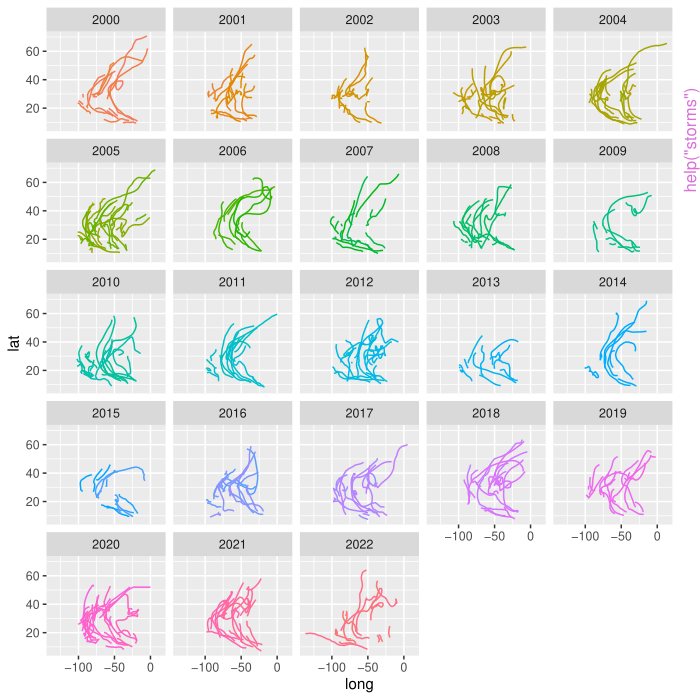

This figure's R source:
pkgname <- "dplyr"
source(file.path(R.home("share"), "R", "examples-header.R"))
options(warn = 1)
options(pager = "console")
base::assign(".ExTimings", "dplyr-Ex.timings", pos = 'CheckExEnv')
base::cat("name\tuser\tsystem\telapsed\n", file=base::get(".ExTimings", pos = 'CheckExEnv'))
base::assign(".format_ptime",
function(x) {
  if(!is.na(x[4L])) x[1L] <- x[1L] + x[4L]
  if(!is.na(x[5L])) x[2L] <- x[2L] + x[5L]
  options(OutDec = '.')
  format(x[1L:3L], digits = 7L)
},
pos = 'CheckExEnv')

### * </HEADER>
library('dplyr')

base::assign(".oldSearch", base::search(), pos = 'CheckExEnv')
base::assign(".old_wd", base::getwd(), pos = 'CheckExEnv')
cleanEx()
nameEx("across")
### * across

flush(stderr()); flush(stdout())

base::assign(".ptime", proc.time(), pos = "CheckExEnv")
### Name: across
### Title: Apply a function (or functions) across multiple columns
### Aliases: across if_any if_all

### ** Examples

# For better printing
iris <- as_tibble(iris)

# across() -----------------------------------------------------------------
# Different ways to select the same set of columns
# See <https://tidyselect.r-lib.org/articles/syntax.html> for details
iris %>%
  mutate(across(c(Sepal.Length, Sepal.Width), round))
iris %>%
  mutate(across(c(1, 2), round))
iris %>%
  mutate(across(1:Sepal.Width, round))
iris %>%
  mutate(across(where(is.double) & !c(Petal.Length, Petal.Width), round))

# Using an external vector of names
cols <- c("Sepal.Length", "Petal.Width")
iris %>%
  mutate(across(all_of(cols), round))

# If the external vector is named, the output columns will be named according
# to those names
names(cols) <- tolower(cols)
iris %>%
  mutate(across(all_of(cols), round))

# A purrr-style formula
iris %>%
  group_by(Species) %>%
  summarise(across(starts_with("Sepal"), ~ mean(.x, na.rm = TRUE)))

# A named list of functions
iris %>%
  group_by(Species) %>%
  summarise(across(starts_with("Sepal"), list(mean = mean, sd = sd)))

# Use the .names argument to control the output names
iris %>%
  group_by(Species) %>%
  summarise(across(starts_with("Sepal"), mean, .names = "mean_{.col}"))
iris %>%
  group_by(Species) %>%
  summarise(across(starts_with("Sepal"), list(mean = mean, sd = sd), .names = "{.col}.{.fn}"))

# If a named external vector is used for column selection, .names will use
# those names when constructing the output names
iris %>%
  group_by(Species) %>%
  summarise(across(all_of(cols), mean, .names = "mean_{.col}"))

# When the list is not named, .fn is replaced by the function's position
iris %>%
  group_by(Species) %>%
  summarise(across(starts_with("Sepal"), list(mean, sd), .names = "{.col}.fn{.fn}"))

# When the functions in .fns return a data frame, you typically get a
# "packed" data frame back
quantile_df <- function(x, probs = c(0.25, 0.5, 0.75)) {
  tibble(quantile = probs, value = quantile(x, probs))
}

iris %>%
  reframe(across(starts_with("Sepal"), quantile_df))

# Use .unpack to automatically expand these packed data frames into their
# individual columns
iris %>%
  reframe(across(starts_with("Sepal"), quantile_df, .unpack = TRUE))

# .unpack can utilize a glue specification if you don't like the defaults
iris %>%
  reframe(across(starts_with("Sepal"), quantile_df, .unpack = "{outer}.{inner}"))

# This is also useful inside mutate(), for example, with a multi-lag helper
multilag <- function(x, lags = 1:3) {
  names(lags) <- as.character(lags)
  purrr::map_dfr(lags, lag, x = x)
}

iris %>%
  group_by(Species) %>%
  mutate(across(starts_with("Sepal"), multilag, .unpack = TRUE)) %>%
  select(Species, starts_with("Sepal"))

# if_any() and if_all() ----------------------------------------------------
iris %>%
  filter(if_any(ends_with("Width"), ~ . > 4))
iris %>%
  filter(if_all(ends_with("Width"), ~ . > 2))




base::assign(".dptime", (proc.time() - get(".ptime", pos = "CheckExEnv")), pos = "CheckExEnv")
base::cat("across", base::get(".format_ptime", pos = 'CheckExEnv')(get(".dptime", pos = "CheckExEnv")), "\n", file=base::get(".ExTimings", pos = 'CheckExEnv'), append=TRUE, sep="\t")
cleanEx()
nameEx("all_equal")
### * all_equal

flush(stderr()); flush(stdout())

base::assign(".ptime", proc.time(), pos = "CheckExEnv")
### Name: all_equal
### Title: Flexible equality comparison for data frames
### Aliases: all_equal
### Keywords: internal

### ** Examples

scramble <- function(x) x[sample(nrow(x)), sample(ncol(x))]

# `all_equal()` ignored row and column ordering by default,
# but we now feel that that makes it too easy to make mistakes
mtcars2 <- scramble(mtcars)
all_equal(mtcars, mtcars2)

# Instead, be explicit about the row and column ordering
all.equal(
  mtcars,
  mtcars2[rownames(mtcars), names(mtcars)]
)



base::assign(".dptime", (proc.time() - get(".ptime", pos = "CheckExEnv")), pos = "CheckExEnv")
base::cat("all_equal", base::get(".format_ptime", pos = 'CheckExEnv')(get(".dptime", pos = "CheckExEnv")), "\n", file=base::get(".ExTimings", pos = 'CheckExEnv'), append=TRUE, sep="\t")
cleanEx()
nameEx("arrange")
### * arrange

flush(stderr()); flush(stdout())

base::assign(".ptime", proc.time(), pos = "CheckExEnv")
### Name: arrange
### Title: Order rows using column values
### Aliases: arrange arrange.data.frame

### ** Examples

arrange(mtcars, cyl, disp)
arrange(mtcars, desc(disp))

# grouped arrange ignores groups
by_cyl <- mtcars %>% group_by(cyl)
by_cyl %>% arrange(desc(wt))
# Unless you specifically ask:
by_cyl %>% arrange(desc(wt), .by_group = TRUE)

# use embracing when wrapping in a function;
# see ?rlang::args_data_masking for more details
tidy_eval_arrange <- function(.data, var) {
  .data %>%
    arrange({{ var }})
}
tidy_eval_arrange(mtcars, mpg)

# Use `across()` or `pick()` to select columns with tidy-select
iris %>% arrange(pick(starts_with("Sepal")))
iris %>% arrange(across(starts_with("Sepal"), desc))



base::assign(".dptime", (proc.time() - get(".ptime", pos = "CheckExEnv")), pos = "CheckExEnv")
base::cat("arrange", base::get(".format_ptime", pos = 'CheckExEnv')(get(".dptime", pos = "CheckExEnv")), "\n", file=base::get(".ExTimings", pos = 'CheckExEnv'), append=TRUE, sep="\t")
cleanEx()
nameEx("arrange_all")
### * arrange_all

flush(stderr()); flush(stdout())

base::assign(".ptime", proc.time(), pos = "CheckExEnv")
### Name: arrange_all
### Title: Arrange rows by a selection of variables
### Aliases: arrange_all arrange_at arrange_if
### Keywords: internal

### ** Examples

df <- as_tibble(mtcars)
arrange_all(df)
# ->
arrange(df, pick(everything()))

arrange_all(df, desc)
# ->
arrange(df, across(everything(), desc))



base::assign(".dptime", (proc.time() - get(".ptime", pos = "CheckExEnv")), pos = "CheckExEnv")
base::cat("arrange_all", base::get(".format_ptime", pos = 'CheckExEnv')(get(".dptime", pos = "CheckExEnv")), "\n", file=base::get(".ExTimings", pos = 'CheckExEnv'), append=TRUE, sep="\t")
cleanEx()
nameEx("band_members")
### * band_members

flush(stderr()); flush(stdout())

base::assign(".ptime", proc.time(), pos = "CheckExEnv")
### Name: band_members
### Title: Band membership
### Aliases: band_members band_instruments band_instruments2
### Keywords: datasets

### ** Examples

band_members
band_instruments
band_instruments2



base::assign(".dptime", (proc.time() - get(".ptime", pos = "CheckExEnv")), pos = "CheckExEnv")
base::cat("band_members", base::get(".format_ptime", pos = 'CheckExEnv')(get(".dptime", pos = "CheckExEnv")), "\n", file=base::get(".ExTimings", pos = 'CheckExEnv'), append=TRUE, sep="\t")
cleanEx()
nameEx("between")
### * between

flush(stderr()); flush(stdout())

base::assign(".ptime", proc.time(), pos = "CheckExEnv")
### Name: between
### Title: Detect where values fall in a specified range
### Aliases: between

### ** Examples

between(1:12, 7, 9)

x <- rnorm(1e2)
x[between(x, -1, 1)]

# On a tibble using `filter()`
filter(starwars, between(height, 100, 150))



base::assign(".dptime", (proc.time() - get(".ptime", pos = "CheckExEnv")), pos = "CheckExEnv")
base::cat("between", base::get(".format_ptime", pos = 'CheckExEnv')(get(".dptime", pos = "CheckExEnv")), "\n", file=base::get(".ExTimings", pos = 'CheckExEnv'), append=TRUE, sep="\t")
cleanEx()
nameEx("bind_cols")
### * bind_cols

flush(stderr()); flush(stdout())

base::assign(".ptime", proc.time(), pos = "CheckExEnv")
### Name: bind_cols
### Title: Bind multiple data frames by column
### Aliases: bind_cols

### ** Examples

df1 <- tibble(x = 1:3)
df2 <- tibble(y = 3:1)
bind_cols(df1, df2)

# Row sizes must be compatible when column-binding
try(bind_cols(tibble(x = 1:3), tibble(y = 1:2)))



base::assign(".dptime", (proc.time() - get(".ptime", pos = "CheckExEnv")), pos = "CheckExEnv")
base::cat("bind_cols", base::get(".format_ptime", pos = 'CheckExEnv')(get(".dptime", pos = "CheckExEnv")), "\n", file=base::get(".ExTimings", pos = 'CheckExEnv'), append=TRUE, sep="\t")
cleanEx()
nameEx("bind_rows")
### * bind_rows

flush(stderr()); flush(stdout())

base::assign(".ptime", proc.time(), pos = "CheckExEnv")
### Name: bind_rows
### Title: Bind multiple data frames by row
### Aliases: bind_rows bind

### ** Examples

df1 <- tibble(x = 1:2, y = letters[1:2])
df2 <- tibble(x = 4:5, z = 1:2)

# You can supply individual data frames as arguments:
bind_rows(df1, df2)

# Or a list of data frames:
bind_rows(list(df1, df2))

# When you supply a column name with the `.id` argument, a new
# column is created to link each row to its original data frame
bind_rows(list(df1, df2), .id = "id")
bind_rows(list(a = df1, b = df2), .id = "id")



base::assign(".dptime", (proc.time() - get(".ptime", pos = "CheckExEnv")), pos = "CheckExEnv")
base::cat("bind_rows", base::get(".format_ptime", pos = 'CheckExEnv')(get(".dptime", pos = "CheckExEnv")), "\n", file=base::get(".ExTimings", pos = 'CheckExEnv'), append=TRUE, sep="\t")
cleanEx()
nameEx("c_across")
### * c_across

flush(stderr()); flush(stdout())

base::assign(".ptime", proc.time(), pos = "CheckExEnv")
### Name: c_across
### Title: Combine values from multiple columns
### Aliases: c_across

### ** Examples

df <- tibble(id = 1:4, w = runif(4), x = runif(4), y = runif(4), z = runif(4))
df %>%
  rowwise() %>%
  mutate(
    sum = sum(c_across(w:z)),
    sd = sd(c_across(w:z))
  )



base::assign(".dptime", (proc.time() - get(".ptime", pos = "CheckExEnv")), pos = "CheckExEnv")
base::cat("c_across", base::get(".format_ptime", pos = 'CheckExEnv')(get(".dptime", pos = "CheckExEnv")), "\n", file=base::get(".ExTimings", pos = 'CheckExEnv'), append=TRUE, sep="\t")
cleanEx()
nameEx("case_match")
### * case_match

flush(stderr()); flush(stdout())

base::assign(".ptime", proc.time(), pos = "CheckExEnv")
### Name: case_match
### Title: A general vectorised 'switch()'
### Aliases: case_match

### ** Examples

x <- c("a", "b", "a", "d", "b", NA, "c", "e")

# `case_match()` acts like a vectorized `switch()`.
# Unmatched values "fall through" as a missing value.
case_match(
  x,
  "a" ~ 1,
  "b" ~ 2,
  "c" ~ 3,
  "d" ~ 4
)

# Missing values can be matched exactly, and `.default` can be used to
# control the value used for unmatched values of `.x`
case_match(
  x,
  "a" ~ 1,
  "b" ~ 2,
  "c" ~ 3,
  "d" ~ 4,
  NA ~ 0,
  .default = 100
)

# Input values can be grouped into the same expression to map them to the
# same output value
case_match(
  x,
  c("a", "b") ~ "low",
  c("c", "d", "e") ~ "high"
)

# `case_match()` isn't limited to character input:
y <- c(1, 2, 1, 3, 1, NA, 2, 4)

case_match(
  y,
  c(1, 3) ~ "odd",
  c(2, 4) ~ "even",
  .default = "missing"
)

# Setting `.default` to the original vector is a useful way to replace
# selected values, leaving everything else as is
case_match(y, NA ~ 0, .default = y)

starwars %>%
  mutate(
    # Replace missings, but leave everything else alone
    hair_color = case_match(hair_color, NA ~ "unknown", .default = hair_color),
    # Replace some, but not all, of the species
    species = case_match(
      species,
      "Human" ~ "Humanoid",
      "Droid" ~ "Robot",
      c("Wookiee", "Ewok") ~ "Hairy",
      .default = species
    ),
    .keep = "used"
  )



base::assign(".dptime", (proc.time() - get(".ptime", pos = "CheckExEnv")), pos = "CheckExEnv")
base::cat("case_match", base::get(".format_ptime", pos = 'CheckExEnv')(get(".dptime", pos = "CheckExEnv")), "\n", file=base::get(".ExTimings", pos = 'CheckExEnv'), append=TRUE, sep="\t")
cleanEx()
nameEx("case_when")
### * case_when

flush(stderr()); flush(stdout())

base::assign(".ptime", proc.time(), pos = "CheckExEnv")
### Name: case_when
### Title: A general vectorised if-else
### Aliases: case_when

### ** Examples

x <- 1:70
case_when(
  x %% 35 == 0 ~ "fizz buzz",
  x %% 5 == 0 ~ "fizz",
  x %% 7 == 0 ~ "buzz",
  .default = as.character(x)
)

# Like an if statement, the arguments are evaluated in order, so you must
# proceed from the most specific to the most general. This won't work:
case_when(
  x %%  5 == 0 ~ "fizz",
  x %%  7 == 0 ~ "buzz",
  x %% 35 == 0 ~ "fizz buzz",
  .default = as.character(x)
)

# If none of the cases match and no `.default` is supplied, NA is used:
case_when(
  x %% 35 == 0 ~ "fizz buzz",
  x %% 5 == 0 ~ "fizz",
  x %% 7 == 0 ~ "buzz",
)

# Note that `NA` values on the LHS are treated like `FALSE` and will be
# assigned the `.default` value. You must handle them explicitly if you
# want to use a different value. The exact way to handle missing values is
# dependent on the set of LHS conditions you use.
x[2:4] <- NA_real_
case_when(
  x %% 35 == 0 ~ "fizz buzz",
  x %% 5 == 0 ~ "fizz",
  x %% 7 == 0 ~ "buzz",
  is.na(x) ~ "nope",
  .default = as.character(x)
)

# `case_when()` evaluates all RHS expressions, and then constructs its
# result by extracting the selected (via the LHS expressions) parts.
# In particular `NaN`s are produced in this case:
y <- seq(-2, 2, by = .5)
case_when(
  y >= 0 ~ sqrt(y),
  .default = y
)

# `case_when()` is particularly useful inside `mutate()` when you want to
# create a new variable that relies on a complex combination of existing
# variables
starwars %>%
  select(name:mass, gender, species) %>%
  mutate(
    type = case_when(
      height > 200 | mass > 200 ~ "large",
      species == "Droid" ~ "robot",
      .default = "other"
    )
  )


# `case_when()` is not a tidy eval function. If you'd like to reuse
# the same patterns, extract the `case_when()` call in a normal
# function:
case_character_type <- function(height, mass, species) {
  case_when(
    height > 200 | mass > 200 ~ "large",
    species == "Droid" ~ "robot",
    .default = "other"
  )
}

case_character_type(150, 250, "Droid")
case_character_type(150, 150, "Droid")

# Such functions can be used inside `mutate()` as well:
starwars %>%
  mutate(type = case_character_type(height, mass, species)) %>%
  pull(type)

# `case_when()` ignores `NULL` inputs. This is useful when you'd
# like to use a pattern only under certain conditions. Here we'll
# take advantage of the fact that `if` returns `NULL` when there is
# no `else` clause:
case_character_type <- function(height, mass, species, robots = TRUE) {
  case_when(
    height > 200 | mass > 200 ~ "large",
    if (robots) species == "Droid" ~ "robot",
    .default = "other"
  )
}

starwars %>%
  mutate(type = case_character_type(height, mass, species, robots = FALSE)) %>%
  pull(type)



base::assign(".dptime", (proc.time() - get(".ptime", pos = "CheckExEnv")), pos = "CheckExEnv")
base::cat("case_when", base::get(".format_ptime", pos = 'CheckExEnv')(get(".dptime", pos = "CheckExEnv")), "\n", file=base::get(".ExTimings", pos = 'CheckExEnv'), append=TRUE, sep="\t")
cleanEx()
nameEx("check_dbplyr")
### * check_dbplyr

flush(stderr()); flush(stdout())

base::assign(".ptime", proc.time(), pos = "CheckExEnv")
### Name: check_dbplyr
### Title: dbplyr compatibility functions
### Aliases: check_dbplyr wrap_dbplyr_obj
### Keywords: internal

### ** Examples

## Don't show: 
if (requireNamespace("dbplyr", quietly = TRUE)) (if (getRversion() >= "3.4") withAutoprint else force)({ # examplesIf
## End(Don't show)
wrap_dbplyr_obj("build_sql")
wrap_dbplyr_obj("base_agg")
## Don't show: 
}) # examplesIf
## End(Don't show)



base::assign(".dptime", (proc.time() - get(".ptime", pos = "CheckExEnv")), pos = "CheckExEnv")
base::cat("check_dbplyr", base::get(".format_ptime", pos = 'CheckExEnv')(get(".dptime", pos = "CheckExEnv")), "\n", file=base::get(".ExTimings", pos = 'CheckExEnv'), append=TRUE, sep="\t")
cleanEx()
nameEx("coalesce")
### * coalesce

flush(stderr()); flush(stdout())

base::assign(".ptime", proc.time(), pos = "CheckExEnv")
### Name: coalesce
### Title: Find the first non-missing element
### Aliases: coalesce

### ** Examples

# Use a single value to replace all missing values
x <- sample(c(1:5, NA, NA, NA))
coalesce(x, 0L)

# The equivalent to a missing value in a list is `NULL`
coalesce(list(1, 2, NULL), list(NA))

# Or generate a complete vector from partially missing pieces
y <- c(1, 2, NA, NA, 5)
z <- c(NA, NA, 3, 4, 5)
coalesce(y, z)

# Supply lists by splicing them into dots:
vecs <- list(
  c(1, 2, NA, NA, 5),
  c(NA, NA, 3, 4, 5)
)
coalesce(!!!vecs)



base::assign(".dptime", (proc.time() - get(".ptime", pos = "CheckExEnv")), pos = "CheckExEnv")
base::cat("coalesce", base::get(".format_ptime", pos = 'CheckExEnv')(get(".dptime", pos = "CheckExEnv")), "\n", file=base::get(".ExTimings", pos = 'CheckExEnv'), append=TRUE, sep="\t")
cleanEx()
nameEx("combine")
### * combine

flush(stderr()); flush(stdout())

base::assign(".ptime", proc.time(), pos = "CheckExEnv")
### Name: combine
### Title: Combine vectors
### Aliases: combine
### Keywords: internal

### ** Examples

f1 <- factor("a")
f2 <- factor("b")

combine(f1, f2)
# ->
vctrs::vec_c(f1, f1)

combine(list(f1, f2))
# ->
vctrs::vec_c(!!!list(f1, f2))



base::assign(".dptime", (proc.time() - get(".ptime", pos = "CheckExEnv")), pos = "CheckExEnv")
base::cat("combine", base::get(".format_ptime", pos = 'CheckExEnv')(get(".dptime", pos = "CheckExEnv")), "\n", file=base::get(".ExTimings", pos = 'CheckExEnv'), append=TRUE, sep="\t")
cleanEx()
nameEx("compute")
### * compute

flush(stderr()); flush(stdout())

base::assign(".ptime", proc.time(), pos = "CheckExEnv")
### Name: compute
### Title: Force computation of a database query
### Aliases: compute collect collapse

### ** Examples

## Don't show: 
if (requireNamespace("dbplyr", quietly = TRUE) && requireNamespace("RSQLite", quietly = TRUE)) (if (getRversion() >= "3.4") withAutoprint else force)({ # examplesIf
## End(Don't show)
mtcars2 <- dbplyr::src_memdb() %>%
  copy_to(mtcars, name = "mtcars2-cc", overwrite = TRUE)

remote <- mtcars2 %>%
  filter(cyl == 8) %>%
  select(mpg:drat)

# Compute query and save in remote table
compute(remote)

# Compute query bring back to this session
collect(remote)

# Creates a fresh query based on the generated SQL
collapse(remote)
## Don't show: 
}) # examplesIf
## End(Don't show)



base::assign(".dptime", (proc.time() - get(".ptime", pos = "CheckExEnv")), pos = "CheckExEnv")
base::cat("compute", base::get(".format_ptime", pos = 'CheckExEnv')(get(".dptime", pos = "CheckExEnv")), "\n", file=base::get(".ExTimings", pos = 'CheckExEnv'), append=TRUE, sep="\t")
cleanEx()
nameEx("consecutive_id")
### * consecutive_id

flush(stderr()); flush(stdout())

base::assign(".ptime", proc.time(), pos = "CheckExEnv")
### Name: consecutive_id
### Title: Generate a unique identifier for consecutive combinations
### Aliases: consecutive_id

### ** Examples

consecutive_id(c(TRUE, TRUE, FALSE, FALSE, TRUE, FALSE, NA, NA))
consecutive_id(c(1, 1, 1, 2, 1, 1, 2, 2))

df <- data.frame(x = c(0, 0, 1, 0), y = c(2, 2, 2, 2))
df %>% group_by(x, y) %>% summarise(n = n())
df %>% group_by(id = consecutive_id(x, y), x, y) %>% summarise(n = n())



base::assign(".dptime", (proc.time() - get(".ptime", pos = "CheckExEnv")), pos = "CheckExEnv")
base::cat("consecutive_id", base::get(".format_ptime", pos = 'CheckExEnv')(get(".dptime", pos = "CheckExEnv")), "\n", file=base::get(".ExTimings", pos = 'CheckExEnv'), append=TRUE, sep="\t")
cleanEx()
nameEx("context")
### * context

flush(stderr()); flush(stdout())

base::assign(".ptime", proc.time(), pos = "CheckExEnv")
### Name: context
### Title: Information about the "current" group or variable
### Aliases: context n cur_group cur_group_id cur_group_rows cur_column

### ** Examples

df <- tibble(
  g = sample(rep(letters[1:3], 1:3)),
  x = runif(6),
  y = runif(6)
)
gf <- df %>% group_by(g)

gf %>% summarise(n = n())

gf %>% mutate(id = cur_group_id())
gf %>% reframe(row = cur_group_rows())
gf %>% summarise(data = list(cur_group()))

gf %>% mutate(across(everything(), ~ paste(cur_column(), round(.x, 2))))



base::assign(".dptime", (proc.time() - get(".ptime", pos = "CheckExEnv")), pos = "CheckExEnv")
base::cat("context", base::get(".format_ptime", pos = 'CheckExEnv')(get(".dptime", pos = "CheckExEnv")), "\n", file=base::get(".ExTimings", pos = 'CheckExEnv'), append=TRUE, sep="\t")
cleanEx()
nameEx("copy_to")
### * copy_to

flush(stderr()); flush(stdout())

base::assign(".ptime", proc.time(), pos = "CheckExEnv")
### Name: copy_to
### Title: Copy a local data frame to a remote src
### Aliases: copy_to

### ** Examples

## Not run: 
##D iris2 <- dbplyr::src_memdb() %>% copy_to(iris, overwrite = TRUE)
##D iris2
## End(Not run)



base::assign(".dptime", (proc.time() - get(".ptime", pos = "CheckExEnv")), pos = "CheckExEnv")
base::cat("copy_to", base::get(".format_ptime", pos = 'CheckExEnv')(get(".dptime", pos = "CheckExEnv")), "\n", file=base::get(".ExTimings", pos = 'CheckExEnv'), append=TRUE, sep="\t")
cleanEx()
nameEx("count")
### * count

flush(stderr()); flush(stdout())

base::assign(".ptime", proc.time(), pos = "CheckExEnv")
### Name: count
### Title: Count the observations in each group
### Aliases: count count.data.frame tally add_count add_tally

### ** Examples

# count() is a convenient way to get a sense of the distribution of
# values in a dataset
starwars %>% count(species)
starwars %>% count(species, sort = TRUE)
starwars %>% count(sex, gender, sort = TRUE)
starwars %>% count(birth_decade = round(birth_year, -1))

# use the `wt` argument to perform a weighted count. This is useful
# when the data has already been aggregated once
df <- tribble(
  ~name,    ~gender,   ~runs,
  "Max",    "male",       10,
  "Sandra", "female",      1,
  "Susan",  "female",      4
)
# counts rows:
df %>% count(gender)
# counts runs:
df %>% count(gender, wt = runs)

# When factors are involved, `.drop = FALSE` can be used to retain factor
# levels that don't appear in the data
df2 <- tibble(
  id = 1:5,
  type = factor(c("a", "c", "a", NA, "a"), levels = c("a", "b", "c"))
)
df2 %>% count(type)
df2 %>% count(type, .drop = FALSE)

# Or, using `group_by()`:
df2 %>% group_by(type, .drop = FALSE) %>% count()

# tally() is a lower-level function that assumes you've done the grouping
starwars %>% tally()
starwars %>% group_by(species) %>% tally()

# both count() and tally() have add_ variants that work like
# mutate() instead of summarise
df %>% add_count(gender, wt = runs)
df %>% add_tally(wt = runs)



base::assign(".dptime", (proc.time() - get(".ptime", pos = "CheckExEnv")), pos = "CheckExEnv")
base::cat("count", base::get(".format_ptime", pos = 'CheckExEnv')(get(".dptime", pos = "CheckExEnv")), "\n", file=base::get(".ExTimings", pos = 'CheckExEnv'), append=TRUE, sep="\t")
cleanEx()
nameEx("cross_join")
### * cross_join

flush(stderr()); flush(stdout())

base::assign(".ptime", proc.time(), pos = "CheckExEnv")
### Name: cross_join
### Title: Cross join
### Aliases: cross_join

### ** Examples

# Cross joins match each row in `x` to every row in `y`.
# Data within the columns is not used in the matching process.
cross_join(band_instruments, band_members)

# Control the suffix added to variables duplicated in
# `x` and `y` with `suffix`.
cross_join(band_instruments, band_members, suffix = c("", "_y"))



base::assign(".dptime", (proc.time() - get(".ptime", pos = "CheckExEnv")), pos = "CheckExEnv")
base::cat("cross_join", base::get(".format_ptime", pos = 'CheckExEnv')(get(".dptime", pos = "CheckExEnv")), "\n", file=base::get(".ExTimings", pos = 'CheckExEnv'), append=TRUE, sep="\t")
cleanEx()
nameEx("cumall")
### * cumall

flush(stderr()); flush(stdout())

base::assign(".ptime", proc.time(), pos = "CheckExEnv")
### Name: cumall
### Title: Cumulativate versions of any, all, and mean
### Aliases: cumall cumany cummean

### ** Examples

# `cummean()` returns a numeric/integer vector of the same length
# as the input vector.
x <- c(1, 3, 5, 2, 2)
cummean(x)
cumsum(x) / seq_along(x)

# `cumall()` and `cumany()` return logicals
cumall(x < 5)
cumany(x == 3)

# `cumall()` vs. `cumany()`
df <- data.frame(
  date = as.Date("2020-01-01") + 0:6,
  balance = c(100, 50, 25, -25, -50, 30, 120)
)
# all rows after first overdraft
df %>% filter(cumany(balance < 0))
# all rows until first overdraft
df %>% filter(cumall(!(balance < 0)))




base::assign(".dptime", (proc.time() - get(".ptime", pos = "CheckExEnv")), pos = "CheckExEnv")
base::cat("cumall", base::get(".format_ptime", pos = 'CheckExEnv')(get(".dptime", pos = "CheckExEnv")), "\n", file=base::get(".ExTimings", pos = 'CheckExEnv'), append=TRUE, sep="\t")
cleanEx()
nameEx("desc")
### * desc

flush(stderr()); flush(stdout())

base::assign(".ptime", proc.time(), pos = "CheckExEnv")
### Name: desc
### Title: Descending order
### Aliases: desc

### ** Examples

desc(1:10)
desc(factor(letters))

first_day <- seq(as.Date("1910/1/1"), as.Date("1920/1/1"), "years")
desc(first_day)

starwars %>% arrange(desc(mass))



base::assign(".dptime", (proc.time() - get(".ptime", pos = "CheckExEnv")), pos = "CheckExEnv")
base::cat("desc", base::get(".format_ptime", pos = 'CheckExEnv')(get(".dptime", pos = "CheckExEnv")), "\n", file=base::get(".ExTimings", pos = 'CheckExEnv'), append=TRUE, sep="\t")
cleanEx()
nameEx("dim_desc")
### * dim_desc

flush(stderr()); flush(stdout())

base::assign(".ptime", proc.time(), pos = "CheckExEnv")
### Name: dim_desc
### Title: Describing dimensions
### Aliases: dim_desc
### Keywords: internal

### ** Examples

dim_desc(mtcars)



base::assign(".dptime", (proc.time() - get(".ptime", pos = "CheckExEnv")), pos = "CheckExEnv")
base::cat("dim_desc", base::get(".format_ptime", pos = 'CheckExEnv')(get(".dptime", pos = "CheckExEnv")), "\n", file=base::get(".ExTimings", pos = 'CheckExEnv'), append=TRUE, sep="\t")
cleanEx()
nameEx("distinct")
### * distinct

flush(stderr()); flush(stdout())

base::assign(".ptime", proc.time(), pos = "CheckExEnv")
### Name: distinct
### Title: Keep distinct/unique rows
### Aliases: distinct

### ** Examples

df <- tibble(
  x = sample(10, 100, rep = TRUE),
  y = sample(10, 100, rep = TRUE)
)
nrow(df)
nrow(distinct(df))
nrow(distinct(df, x, y))

distinct(df, x)
distinct(df, y)

# You can choose to keep all other variables as well
distinct(df, x, .keep_all = TRUE)
distinct(df, y, .keep_all = TRUE)

# You can also use distinct on computed variables
distinct(df, diff = abs(x - y))

# Use `pick()` to select columns with tidy-select
distinct(starwars, pick(contains("color")))

# Grouping -------------------------------------------------

df <- tibble(
  g = c(1, 1, 2, 2, 2),
  x = c(1, 1, 2, 1, 2),
  y = c(3, 2, 1, 3, 1)
)
df <- df %>% group_by(g)

# With grouped data frames, distinctness is computed within each group
df %>% distinct(x)

# When `...` are omitted, `distinct()` still computes distinctness using
# all variables in the data frame
df %>% distinct()



base::assign(".dptime", (proc.time() - get(".ptime", pos = "CheckExEnv")), pos = "CheckExEnv")
base::cat("distinct", base::get(".format_ptime", pos = 'CheckExEnv')(get(".dptime", pos = "CheckExEnv")), "\n", file=base::get(".ExTimings", pos = 'CheckExEnv'), append=TRUE, sep="\t")
cleanEx()
nameEx("distinct_all")
### * distinct_all

flush(stderr()); flush(stdout())

base::assign(".ptime", proc.time(), pos = "CheckExEnv")
### Name: distinct_all
### Title: Select distinct rows by a selection of variables
### Aliases: distinct_all distinct_at distinct_if
### Keywords: internal

### ** Examples

df <- tibble(x = rep(2:5, each = 2) / 2, y = rep(2:3, each = 4) / 2)

distinct_all(df)
# ->
distinct(df, pick(everything()))

distinct_at(df, vars(x,y))
# ->
distinct(df, pick(x, y))

distinct_if(df, is.numeric)
# ->
distinct(df, pick(where(is.numeric)))

# You can supply a function that will be applied before extracting the distinct values
# The variables of the sorted tibble keep their original values.
distinct_all(df, round)
# ->
distinct(df, across(everything(), round))



base::assign(".dptime", (proc.time() - get(".ptime", pos = "CheckExEnv")), pos = "CheckExEnv")
base::cat("distinct_all", base::get(".format_ptime", pos = 'CheckExEnv')(get(".dptime", pos = "CheckExEnv")), "\n", file=base::get(".ExTimings", pos = 'CheckExEnv'), append=TRUE, sep="\t")
cleanEx()
nameEx("do")
### * do

flush(stderr()); flush(stdout())

base::assign(".ptime", proc.time(), pos = "CheckExEnv")
### Name: do
### Title: Do anything
### Aliases: do
### Keywords: internal

### ** Examples

# do() with unnamed arguments becomes reframe() or summarise()
# . becomes pick()
by_cyl <- mtcars %>% group_by(cyl)
by_cyl %>% do(head(., 2))
# ->
by_cyl %>% reframe(head(pick(everything()), 2))
by_cyl %>% slice_head(n = 2)

# Can refer to variables directly
by_cyl %>% do(mean = mean(.$vs))
# ->
by_cyl %>% summarise(mean = mean(vs))

# do() with named arguments becomes nest_by() + mutate() & list()
models <- by_cyl %>% do(mod = lm(mpg ~ disp, data = .))
# ->
models <- mtcars %>%
  nest_by(cyl) %>%
  mutate(mod = list(lm(mpg ~ disp, data = data)))
models %>% summarise(rsq = summary(mod)$r.squared)

# use broom to turn models into data
models %>% do(data.frame(
  var = names(coef(.$mod)),
  coef(summary(.$mod)))
)
## Don't show: 
if (requireNamespace("broom", quietly = TRUE)) (if (getRversion() >= "3.4") withAutoprint else force)({ # examplesIf
## End(Don't show)
# ->
models %>% reframe(broom::tidy(mod))
## Don't show: 
}) # examplesIf
## End(Don't show)



base::assign(".dptime", (proc.time() - get(".ptime", pos = "CheckExEnv")), pos = "CheckExEnv")
base::cat("do", base::get(".format_ptime", pos = 'CheckExEnv')(get(".dptime", pos = "CheckExEnv")), "\n", file=base::get(".ExTimings", pos = 'CheckExEnv'), append=TRUE, sep="\t")
cleanEx()
nameEx("dplyr-locale")
### * dplyr-locale

flush(stderr()); flush(stdout())

base::assign(".ptime", proc.time(), pos = "CheckExEnv")
### Name: dplyr-locale
### Title: Locale used by 'arrange()'
### Aliases: dplyr-locale
### Keywords: internal

### ** Examples

## Don't show: 
if (dplyr:::has_minimum_stringi()) (if (getRversion() >= "3.4") withAutoprint else force)({ # examplesIf
## End(Don't show)
df <- tibble(x = c("a", "b", "C", "B", "c"))
df

# Default locale is C, which groups the English alphabet by case, placing
# uppercase letters before lowercase letters.
arrange(df, x)

# The American English locale groups the alphabet by letter.
# Explicitly override `.locale` with `"en"` for this ordering.
arrange(df, x, .locale = "en")

# This Danish letter is expected to sort after `z`
df <- tibble(x = c("o", "p", "\u00F8", "z"))
df

# The American English locale sorts it right after `o`
arrange(df, x, .locale = "en")

# Using `"da"` for Danish ordering gives the expected result
arrange(df, x, .locale = "da")

# If you need the legacy behavior of `arrange()`, which respected the
# system locale, then you can set the global option `dplyr.legacy_locale`,
# but expect this to be removed in the future. We recommend that you use
# the `.locale` argument instead.
rlang::with_options(dplyr.legacy_locale = TRUE, {
  arrange(df, x)
})
## Don't show: 
}) # examplesIf
## End(Don't show)



base::assign(".dptime", (proc.time() - get(".ptime", pos = "CheckExEnv")), pos = "CheckExEnv")
base::cat("dplyr-locale", base::get(".format_ptime", pos = 'CheckExEnv')(get(".dptime", pos = "CheckExEnv")), "\n", file=base::get(".ExTimings", pos = 'CheckExEnv'), append=TRUE, sep="\t")
cleanEx()
nameEx("explain")
### * explain

flush(stderr()); flush(stdout())

base::assign(".ptime", proc.time(), pos = "CheckExEnv")
### Name: explain
### Title: Explain details of a tbl
### Aliases: explain show_query

### ** Examples

## Don't show: 
if (requireNamespace("dbplyr", quietly = TRUE) && requireNamespace("RSQLite", quietly = TRUE)) (if (getRversion() >= "3.4") withAutoprint else force)({ # examplesIf
## End(Don't show)
## Don't show: 
}) # examplesIf
## End(Don't show)



base::assign(".dptime", (proc.time() - get(".ptime", pos = "CheckExEnv")), pos = "CheckExEnv")
base::cat("explain", base::get(".format_ptime", pos = 'CheckExEnv')(get(".dptime", pos = "CheckExEnv")), "\n", file=base::get(".ExTimings", pos = 'CheckExEnv'), append=TRUE, sep="\t")
cleanEx()
nameEx("filter-joins")
### * filter-joins

flush(stderr()); flush(stdout())

base::assign(".ptime", proc.time(), pos = "CheckExEnv")
### Name: filter-joins
### Title: Filtering joins
### Aliases: filter-joins semi_join semi_join.data.frame anti_join
###   anti_join.data.frame

### ** Examples

# "Filtering" joins keep cases from the LHS
band_members %>% semi_join(band_instruments)
band_members %>% anti_join(band_instruments)

# To suppress the message about joining variables, supply `by`
band_members %>% semi_join(band_instruments, by = join_by(name))
# This is good practice in production code



base::assign(".dptime", (proc.time() - get(".ptime", pos = "CheckExEnv")), pos = "CheckExEnv")
base::cat("filter-joins", base::get(".format_ptime", pos = 'CheckExEnv')(get(".dptime", pos = "CheckExEnv")), "\n", file=base::get(".ExTimings", pos = 'CheckExEnv'), append=TRUE, sep="\t")
cleanEx()
nameEx("filter")
### * filter

flush(stderr()); flush(stdout())

base::assign(".ptime", proc.time(), pos = "CheckExEnv")
### Name: filter
### Title: Keep rows that match a condition
### Aliases: filter

### ** Examples

# Filtering by one criterion
filter(starwars, species == "Human")
filter(starwars, mass > 1000)

# Filtering by multiple criteria within a single logical expression
filter(starwars, hair_color == "none" & eye_color == "black")
filter(starwars, hair_color == "none" | eye_color == "black")

# When multiple expressions are used, they are combined using &
filter(starwars, hair_color == "none", eye_color == "black")


# The filtering operation may yield different results on grouped
# tibbles because the expressions are computed within groups.
#
# The following filters rows where `mass` is greater than the
# global average:
starwars %>% filter(mass > mean(mass, na.rm = TRUE))

# Whereas this keeps rows with `mass` greater than the gender
# average:
starwars %>% group_by(gender) %>% filter(mass > mean(mass, na.rm = TRUE))


# To refer to column names that are stored as strings, use the `.data` pronoun:
vars <- c("mass", "height")
cond <- c(80, 150)
starwars %>%
  filter(
    .data[[vars[[1]]]] > cond[[1]],
    .data[[vars[[2]]]] > cond[[2]]
  )
# Learn more in ?rlang::args_data_masking



base::assign(".dptime", (proc.time() - get(".ptime", pos = "CheckExEnv")), pos = "CheckExEnv")
base::cat("filter", base::get(".format_ptime", pos = 'CheckExEnv')(get(".dptime", pos = "CheckExEnv")), "\n", file=base::get(".ExTimings", pos = 'CheckExEnv'), append=TRUE, sep="\t")
cleanEx()
nameEx("filter_all")
### * filter_all

flush(stderr()); flush(stdout())

base::assign(".ptime", proc.time(), pos = "CheckExEnv")
### Name: filter_all
### Title: Filter within a selection of variables
### Aliases: filter_all filter_if filter_at
### Keywords: internal

### ** Examples

# While filter() accepts expressions with specific variables, the
# scoped filter verbs take an expression with the pronoun `.` and
# replicate it over all variables. This expression should be quoted
# with all_vars() or any_vars():
all_vars(is.na(.))
any_vars(is.na(.))


# You can take the intersection of the replicated expressions:
filter_all(mtcars, all_vars(. > 150))
# ->
filter(mtcars, if_all(everything(), ~ .x > 150))

# Or the union:
filter_all(mtcars, any_vars(. > 150))
# ->
filter(mtcars, if_any(everything(), ~ . > 150))


# You can vary the selection of columns on which to apply the
# predicate. filter_at() takes a vars() specification:
filter_at(mtcars, vars(starts_with("d")), any_vars((. %% 2) == 0))
# ->
filter(mtcars, if_any(starts_with("d"), ~ (.x %% 2) == 0))

# And filter_if() selects variables with a predicate function:
filter_if(mtcars, ~ all(floor(.) == .), all_vars(. != 0))
# ->
is_int <- function(x) all(floor(x) == x)
filter(mtcars, if_all(where(is_int), ~ .x != 0))



base::assign(".dptime", (proc.time() - get(".ptime", pos = "CheckExEnv")), pos = "CheckExEnv")
base::cat("filter_all", base::get(".format_ptime", pos = 'CheckExEnv')(get(".dptime", pos = "CheckExEnv")), "\n", file=base::get(".ExTimings", pos = 'CheckExEnv'), append=TRUE, sep="\t")
cleanEx()
nameEx("funs")
### * funs

flush(stderr()); flush(stdout())

base::assign(".ptime", proc.time(), pos = "CheckExEnv")
### Name: funs
### Title: Create a list of function calls
### Aliases: funs
### Keywords: internal

### ** Examples

funs("mean", mean(., na.rm = TRUE))
# ->
list(mean = mean, mean = ~ mean(.x, na.rm = TRUE))

funs(m1 = mean, m2 = "mean", m3 = mean(., na.rm = TRUE))
# ->
list(m1 = mean, m2 = "mean", m3 = ~ mean(.x, na.rm = TRUE))



base::assign(".dptime", (proc.time() - get(".ptime", pos = "CheckExEnv")), pos = "CheckExEnv")
base::cat("funs", base::get(".format_ptime", pos = 'CheckExEnv')(get(".dptime", pos = "CheckExEnv")), "\n", file=base::get(".ExTimings", pos = 'CheckExEnv'), append=TRUE, sep="\t")
cleanEx()
nameEx("glimpse")
### * glimpse

flush(stderr()); flush(stdout())

base::assign(".ptime", proc.time(), pos = "CheckExEnv")
### Name: glimpse
### Title: Get a glimpse of your data
### Aliases: glimpse

### ** Examples

glimpse(mtcars)

# Note that original x is (invisibly) returned, allowing `glimpse()` to be
# used within a pipeline.
mtcars %>%
  glimpse() %>%
  select(1:3)

glimpse(starwars)



base::assign(".dptime", (proc.time() - get(".ptime", pos = "CheckExEnv")), pos = "CheckExEnv")
base::cat("glimpse", base::get(".format_ptime", pos = 'CheckExEnv')(get(".dptime", pos = "CheckExEnv")), "\n", file=base::get(".ExTimings", pos = 'CheckExEnv'), append=TRUE, sep="\t")
cleanEx()
nameEx("group_by")
### * group_by

flush(stderr()); flush(stdout())

base::assign(".ptime", proc.time(), pos = "CheckExEnv")
### Name: group_by
### Title: Group by one or more variables
### Aliases: group_by ungroup

### ** Examples

by_cyl <- mtcars %>% group_by(cyl)

# grouping doesn't change how the data looks (apart from listing
# how it's grouped):
by_cyl

# It changes how it acts with the other dplyr verbs:
by_cyl %>% summarise(
  disp = mean(disp),
  hp = mean(hp)
)
by_cyl %>% filter(disp == max(disp))

# Each call to summarise() removes a layer of grouping
by_vs_am <- mtcars %>% group_by(vs, am)
by_vs <- by_vs_am %>% summarise(n = n())
by_vs
by_vs %>% summarise(n = sum(n))

# To removing grouping, use ungroup
by_vs %>%
  ungroup() %>%
  summarise(n = sum(n))

# By default, group_by() overrides existing grouping
by_cyl %>%
  group_by(vs, am) %>%
  group_vars()

# Use add = TRUE to instead append
by_cyl %>%
  group_by(vs, am, .add = TRUE) %>%
  group_vars()

# You can group by expressions: this is a short-hand
# for a mutate() followed by a group_by()
mtcars %>%
  group_by(vsam = vs + am)

# The implicit mutate() step is always performed on the
# ungrouped data. Here we get 3 groups:
mtcars %>%
  group_by(vs) %>%
  group_by(hp_cut = cut(hp, 3))

# If you want it to be performed by groups,
# you have to use an explicit mutate() call.
# Here we get 3 groups per value of vs
mtcars %>%
  group_by(vs) %>%
  mutate(hp_cut = cut(hp, 3)) %>%
  group_by(hp_cut)

# when factors are involved and .drop = FALSE, groups can be empty
tbl <- tibble(
  x = 1:10,
  y = factor(rep(c("a", "c"), each  = 5), levels = c("a", "b", "c"))
)
tbl %>%
  group_by(y, .drop = FALSE) %>%
  group_rows()




base::assign(".dptime", (proc.time() - get(".ptime", pos = "CheckExEnv")), pos = "CheckExEnv")
base::cat("group_by", base::get(".format_ptime", pos = 'CheckExEnv')(get(".dptime", pos = "CheckExEnv")), "\n", file=base::get(".ExTimings", pos = 'CheckExEnv'), append=TRUE, sep="\t")
cleanEx()
nameEx("group_by_all")
### * group_by_all

flush(stderr()); flush(stdout())

base::assign(".ptime", proc.time(), pos = "CheckExEnv")
### Name: group_by_all
### Title: Group by a selection of variables
### Aliases: group_by_all group_by_at group_by_if
### Keywords: internal

### ** Examples

# Group a data frame by all variables:
group_by_all(mtcars)
# ->
mtcars %>% group_by(pick(everything()))

# Group by variables selected with a predicate:
group_by_if(iris, is.factor)
# ->
iris %>% group_by(pick(where(is.factor)))

# Group by variables selected by name:
group_by_at(mtcars, vars(vs, am))
# ->
mtcars %>% group_by(pick(vs, am))

# Like group_by(), the scoped variants have optional mutate
# semantics. This provide a shortcut for group_by() + mutate():
d <- tibble(x=c(1,1,2,2), y=c(1,2,1,2))
group_by_all(d, as.factor)
# ->
d %>% group_by(across(everything(), as.factor))

group_by_if(iris, is.factor, as.character)
# ->
iris %>% group_by(across(where(is.factor), as.character))



base::assign(".dptime", (proc.time() - get(".ptime", pos = "CheckExEnv")), pos = "CheckExEnv")
base::cat("group_by_all", base::get(".format_ptime", pos = 'CheckExEnv')(get(".dptime", pos = "CheckExEnv")), "\n", file=base::get(".ExTimings", pos = 'CheckExEnv'), append=TRUE, sep="\t")
cleanEx()
nameEx("group_by_drop_default")
### * group_by_drop_default

flush(stderr()); flush(stdout())

base::assign(".ptime", proc.time(), pos = "CheckExEnv")
### Name: group_by_drop_default
### Title: Default value for .drop argument of group_by
### Aliases: group_by_drop_default
### Keywords: internal

### ** Examples

group_by_drop_default(iris)

iris %>%
  group_by(Species) %>%
  group_by_drop_default()

iris %>%
  group_by(Species, .drop = FALSE) %>%
  group_by_drop_default()




base::assign(".dptime", (proc.time() - get(".ptime", pos = "CheckExEnv")), pos = "CheckExEnv")
base::cat("group_by_drop_default", base::get(".format_ptime", pos = 'CheckExEnv')(get(".dptime", pos = "CheckExEnv")), "\n", file=base::get(".ExTimings", pos = 'CheckExEnv'), append=TRUE, sep="\t")
cleanEx()
nameEx("group_cols")
### * group_cols

flush(stderr()); flush(stdout())

base::assign(".ptime", proc.time(), pos = "CheckExEnv")
### Name: group_cols
### Title: Select grouping variables
### Aliases: group_cols

### ** Examples

gdf <- iris %>% group_by(Species)
gdf %>% select(group_cols())

# Remove the grouping variables from mutate selections:
gdf %>% mutate_at(vars(-group_cols()), `/`, 100)
# -> No longer necessary with across()
gdf %>% mutate(across(everything(), ~ . / 100))



base::assign(".dptime", (proc.time() - get(".ptime", pos = "CheckExEnv")), pos = "CheckExEnv")
base::cat("group_cols", base::get(".format_ptime", pos = 'CheckExEnv')(get(".dptime", pos = "CheckExEnv")), "\n", file=base::get(".ExTimings", pos = 'CheckExEnv'), append=TRUE, sep="\t")
cleanEx()
nameEx("group_data")
### * group_data

flush(stderr()); flush(stdout())

base::assign(".ptime", proc.time(), pos = "CheckExEnv")
### Name: group_data
### Title: Grouping metadata
### Aliases: group_data group_keys group_rows group_indices group_vars
###   groups group_size n_groups
### Keywords: internal

### ** Examples

df <- tibble(x = c(1,1,2,2))
group_vars(df)
group_rows(df)
group_data(df)
group_indices(df)

gf <- group_by(df, x)
group_vars(gf)
group_rows(gf)
group_data(gf)
group_indices(gf)



base::assign(".dptime", (proc.time() - get(".ptime", pos = "CheckExEnv")), pos = "CheckExEnv")
base::cat("group_data", base::get(".format_ptime", pos = 'CheckExEnv')(get(".dptime", pos = "CheckExEnv")), "\n", file=base::get(".ExTimings", pos = 'CheckExEnv'), append=TRUE, sep="\t")
cleanEx()
nameEx("group_map")
### * group_map

flush(stderr()); flush(stdout())

base::assign(".ptime", proc.time(), pos = "CheckExEnv")
### Name: group_map
### Title: Apply a function to each group
### Aliases: group_map group_modify group_walk

### ** Examples


# return a list
mtcars %>%
  group_by(cyl) %>%
  group_map(~ head(.x, 2L))

# return a tibble grouped by `cyl` with 2 rows per group
# the grouping data is recalculated
mtcars %>%
  group_by(cyl) %>%
  group_modify(~ head(.x, 2L))
## Don't show: 
if (requireNamespace("broom", quietly = TRUE)) (if (getRversion() >= "3.4") withAutoprint else force)({ # examplesIf
## End(Don't show)

# a list of tibbles
iris %>%
  group_by(Species) %>%
  group_map(~ broom::tidy(lm(Petal.Length ~ Sepal.Length, data = .x)))

# a restructured grouped tibble
iris %>%
  group_by(Species) %>%
  group_modify(~ broom::tidy(lm(Petal.Length ~ Sepal.Length, data = .x)))
## Don't show: 
}) # examplesIf
## End(Don't show)

# a list of vectors
iris %>%
  group_by(Species) %>%
  group_map(~ quantile(.x$Petal.Length, probs = c(0.25, 0.5, 0.75)))

# to use group_modify() the lambda must return a data frame
iris %>%
  group_by(Species) %>%
  group_modify(~ {
     quantile(.x$Petal.Length, probs = c(0.25, 0.5, 0.75)) %>%
     tibble::enframe(name = "prob", value = "quantile")
  })

iris %>%
  group_by(Species) %>%
  group_modify(~ {
    .x %>%
      purrr::map_dfc(fivenum) %>%
      mutate(nms = c("min", "Q1", "median", "Q3", "max"))
  })

# group_walk() is for side effects
dir.create(temp <- tempfile())
iris %>%
  group_by(Species) %>%
  group_walk(~ write.csv(.x, file = file.path(temp, paste0(.y$Species, ".csv"))))
list.files(temp, pattern = "csv$")
unlink(temp, recursive = TRUE)

# group_modify() and ungrouped data frames
mtcars %>%
  group_modify(~ head(.x, 2L))




base::assign(".dptime", (proc.time() - get(".ptime", pos = "CheckExEnv")), pos = "CheckExEnv")
base::cat("group_map", base::get(".format_ptime", pos = 'CheckExEnv')(get(".dptime", pos = "CheckExEnv")), "\n", file=base::get(".ExTimings", pos = 'CheckExEnv'), append=TRUE, sep="\t")
cleanEx()
nameEx("group_nest")
### * group_nest

flush(stderr()); flush(stdout())

base::assign(".ptime", proc.time(), pos = "CheckExEnv")
### Name: group_nest
### Title: Nest a tibble using a grouping specification
### Aliases: group_nest
### Keywords: internal

### ** Examples


#----- use case 1: a grouped data frame
iris %>%
  group_by(Species) %>%
  group_nest()

# this can be useful if the grouped data has been altered before nesting
iris %>%
  group_by(Species) %>%
  filter(Sepal.Length > mean(Sepal.Length)) %>%
  group_nest()

#----- use case 2: using group_nest() on a ungrouped data frame with
#                  a grouping specification that uses the data mask
starwars %>%
  group_nest(species, homeworld)



base::assign(".dptime", (proc.time() - get(".ptime", pos = "CheckExEnv")), pos = "CheckExEnv")
base::cat("group_nest", base::get(".format_ptime", pos = 'CheckExEnv')(get(".dptime", pos = "CheckExEnv")), "\n", file=base::get(".ExTimings", pos = 'CheckExEnv'), append=TRUE, sep="\t")
cleanEx()
nameEx("group_split")
### * group_split

flush(stderr()); flush(stdout())

base::assign(".ptime", proc.time(), pos = "CheckExEnv")
### Name: group_split
### Title: Split data frame by groups
### Aliases: group_split
### Keywords: internal

### ** Examples

ir <- iris %>% group_by(Species)

group_split(ir)
group_keys(ir)



base::assign(".dptime", (proc.time() - get(".ptime", pos = "CheckExEnv")), pos = "CheckExEnv")
base::cat("group_split", base::get(".format_ptime", pos = 'CheckExEnv')(get(".dptime", pos = "CheckExEnv")), "\n", file=base::get(".ExTimings", pos = 'CheckExEnv'), append=TRUE, sep="\t")
cleanEx()
nameEx("group_trim")
### * group_trim

flush(stderr()); flush(stdout())

base::assign(".ptime", proc.time(), pos = "CheckExEnv")
### Name: group_trim
### Title: Trim grouping structure
### Aliases: group_trim

### ** Examples

iris %>%
  group_by(Species) %>%
  filter(Species == "setosa", .preserve = TRUE) %>%
  group_trim()



base::assign(".dptime", (proc.time() - get(".ptime", pos = "CheckExEnv")), pos = "CheckExEnv")
base::cat("group_trim", base::get(".format_ptime", pos = 'CheckExEnv')(get(".dptime", pos = "CheckExEnv")), "\n", file=base::get(".ExTimings", pos = 'CheckExEnv'), append=TRUE, sep="\t")
cleanEx()
nameEx("ident")
### * ident

flush(stderr()); flush(stdout())

base::assign(".ptime", proc.time(), pos = "CheckExEnv")
### Name: ident
### Title: Flag a character vector as SQL identifiers
### Aliases: ident

### ** Examples

# Identifiers are escaped with "
## Don't show: 
if (requireNamespace("dbplyr", quietly = TRUE)) (if (getRversion() >= "3.4") withAutoprint else force)({ # examplesIf
## End(Don't show)
ident("x")
## Don't show: 
}) # examplesIf
## End(Don't show)



base::assign(".dptime", (proc.time() - get(".ptime", pos = "CheckExEnv")), pos = "CheckExEnv")
base::cat("ident", base::get(".format_ptime", pos = 'CheckExEnv')(get(".dptime", pos = "CheckExEnv")), "\n", file=base::get(".ExTimings", pos = 'CheckExEnv'), append=TRUE, sep="\t")
cleanEx()
nameEx("if_else")
### * if_else

flush(stderr()); flush(stdout())

base::assign(".ptime", proc.time(), pos = "CheckExEnv")
### Name: if_else
### Title: Vectorised if-else
### Aliases: if_else

### ** Examples

x <- c(-5:5, NA)
if_else(x < 0, NA, x)

# Explicitly handle `NA` values in the `condition` with `missing`
if_else(x < 0, "negative", "positive", missing = "missing")

# Unlike `ifelse()`, `if_else()` preserves types
x <- factor(sample(letters[1:5], 10, replace = TRUE))
ifelse(x %in% c("a", "b", "c"), x, NA)
if_else(x %in% c("a", "b", "c"), x, NA)

# `if_else()` is often useful for creating new columns inside of `mutate()`
starwars %>%
  mutate(category = if_else(height < 100, "short", "tall"), .keep = "used")



base::assign(".dptime", (proc.time() - get(".ptime", pos = "CheckExEnv")), pos = "CheckExEnv")
base::cat("if_else", base::get(".format_ptime", pos = 'CheckExEnv')(get(".dptime", pos = "CheckExEnv")), "\n", file=base::get(".ExTimings", pos = 'CheckExEnv'), append=TRUE, sep="\t")
cleanEx()
nameEx("join_by")
### * join_by

flush(stderr()); flush(stdout())

base::assign(".ptime", proc.time(), pos = "CheckExEnv")
### Name: join_by
### Title: Join specifications
### Aliases: join_by closest overlaps within

### ** Examples

sales <- tibble(
  id = c(1L, 1L, 1L, 2L, 2L),
  sale_date = as.Date(c("2018-12-31", "2019-01-02", "2019-01-05", "2019-01-04", "2019-01-01"))
)
sales

promos <- tibble(
  id = c(1L, 1L, 2L),
  promo_date = as.Date(c("2019-01-01", "2019-01-05", "2019-01-02"))
)
promos

# Match `id` to `id`, and `sale_date` to `promo_date`
by <- join_by(id, sale_date == promo_date)
left_join(sales, promos, by)

# For each `sale_date` within a particular `id`,
# find all `promo_date`s that occurred before that particular sale
by <- join_by(id, sale_date >= promo_date)
left_join(sales, promos, by)

# For each `sale_date` within a particular `id`,
# find only the closest `promo_date` that occurred before that sale
by <- join_by(id, closest(sale_date >= promo_date))
left_join(sales, promos, by)

# If you want to disallow exact matching in rolling joins, use `>` rather
# than `>=`. Note that the promo on `2019-01-05` is no longer considered the
# closest match for the sale on the same date.
by <- join_by(id, closest(sale_date > promo_date))
left_join(sales, promos, by)

# Same as before, but also require that the promo had to occur at most 1
# day before the sale was made. We'll use a full join to see that id 2's
# promo on `2019-01-02` is no longer matched to the sale on `2019-01-04`.
sales <- mutate(sales, sale_date_lower = sale_date - 1)
by <- join_by(id, closest(sale_date >= promo_date), sale_date_lower <= promo_date)
full_join(sales, promos, by)

# ---------------------------------------------------------------------------

segments <- tibble(
  segment_id = 1:4,
  chromosome = c("chr1", "chr2", "chr2", "chr1"),
  start = c(140, 210, 380, 230),
  end = c(150, 240, 415, 280)
)
segments

reference <- tibble(
  reference_id = 1:4,
  chromosome = c("chr1", "chr1", "chr2", "chr2"),
  start = c(100, 200, 300, 415),
  end = c(150, 250, 399, 450)
)
reference

# Find every time a segment `start` falls between the reference
# `[start, end]` range.
by <- join_by(chromosome, between(start, start, end))
full_join(segments, reference, by)

# If you wanted the reference columns first, supply `reference` as `x`
# and `segments` as `y`, then explicitly refer to their columns using `x$`
# and `y$`.
by <- join_by(chromosome, between(y$start, x$start, x$end))
full_join(reference, segments, by)

# Find every time a segment falls completely within a reference.
# Sometimes using `x$` and `y$` makes your intentions clearer, even if they
# match the default behavior.
by <- join_by(chromosome, within(x$start, x$end, y$start, y$end))
inner_join(segments, reference, by)

# Find every time a segment overlaps a reference in any way.
by <- join_by(chromosome, overlaps(x$start, x$end, y$start, y$end))
full_join(segments, reference, by)

# It is common to have right-open ranges with bounds like `[)`, which would
# mean an end value of `415` would no longer overlap a start value of `415`.
# Setting `bounds` allows you to compute overlaps with those kinds of ranges.
by <- join_by(chromosome, overlaps(x$start, x$end, y$start, y$end, bounds = "[)"))
full_join(segments, reference, by)



base::assign(".dptime", (proc.time() - get(".ptime", pos = "CheckExEnv")), pos = "CheckExEnv")
base::cat("join_by", base::get(".format_ptime", pos = 'CheckExEnv')(get(".dptime", pos = "CheckExEnv")), "\n", file=base::get(".ExTimings", pos = 'CheckExEnv'), append=TRUE, sep="\t")
cleanEx()
nameEx("lead-lag")
### * lead-lag

flush(stderr()); flush(stdout())

base::assign(".ptime", proc.time(), pos = "CheckExEnv")
### Name: lead-lag
### Title: Compute lagged or leading values
### Aliases: lead-lag lag lead

### ** Examples

lag(1:5)
lead(1:5)

x <- 1:5
tibble(behind = lag(x), x, ahead = lead(x))

# If you want to look more rows behind or ahead, use `n`
lag(1:5, n = 1)
lag(1:5, n = 2)

lead(1:5, n = 1)
lead(1:5, n = 2)

# If you want to define a value to pad with, use `default`
lag(1:5)
lag(1:5, default = 0)

lead(1:5)
lead(1:5, default = 6)

# If the data are not already ordered, use `order_by`
scrambled <- slice_sample(
  tibble(year = 2000:2005, value = (0:5) ^ 2),
  prop = 1
)

wrong <- mutate(scrambled, previous_year_value = lag(value))
arrange(wrong, year)

right <- mutate(scrambled, previous_year_value = lag(value, order_by = year))
arrange(right, year)



base::assign(".dptime", (proc.time() - get(".ptime", pos = "CheckExEnv")), pos = "CheckExEnv")
base::cat("lead-lag", base::get(".format_ptime", pos = 'CheckExEnv')(get(".dptime", pos = "CheckExEnv")), "\n", file=base::get(".ExTimings", pos = 'CheckExEnv'), append=TRUE, sep="\t")
cleanEx()
nameEx("mutate-joins")
### * mutate-joins

flush(stderr()); flush(stdout())

base::assign(".ptime", proc.time(), pos = "CheckExEnv")
### Name: mutate-joins
### Title: Mutating joins
### Aliases: mutate-joins join join.data.frame inner_join
###   inner_join.data.frame left_join left_join.data.frame right_join
###   right_join.data.frame full_join full_join.data.frame

### ** Examples

band_members %>% inner_join(band_instruments)
band_members %>% left_join(band_instruments)
band_members %>% right_join(band_instruments)
band_members %>% full_join(band_instruments)

# To suppress the message about joining variables, supply `by`
band_members %>% inner_join(band_instruments, by = join_by(name))
# This is good practice in production code

# Use an equality expression if the join variables have different names
band_members %>% full_join(band_instruments2, by = join_by(name == artist))
# By default, the join keys from `x` and `y` are coalesced in the output; use
# `keep = TRUE` to keep the join keys from both `x` and `y`
band_members %>%
  full_join(band_instruments2, by = join_by(name == artist), keep = TRUE)

# If a row in `x` matches multiple rows in `y`, all the rows in `y` will be
# returned once for each matching row in `x`.
df1 <- tibble(x = 1:3)
df2 <- tibble(x = c(1, 1, 2), y = c("first", "second", "third"))
df1 %>% left_join(df2)

# If a row in `y` also matches multiple rows in `x`, this is known as a
# many-to-many relationship, which is typically a result of an improperly
# specified join or some kind of messy data. In this case, a warning is
# thrown by default:
df3 <- tibble(x = c(1, 1, 1, 3))
df3 %>% left_join(df2)

# In the rare case where a many-to-many relationship is expected, set
# `relationship = "many-to-many"` to silence this warning
df3 %>% left_join(df2, relationship = "many-to-many")

# Use `join_by()` with a condition other than `==` to perform an inequality
# join. Here we match on every instance where `df1$x > df2$x`.
df1 %>% left_join(df2, join_by(x > x))

# By default, NAs match other NAs so that there are two
# rows in the output of this join:
df1 <- data.frame(x = c(1, NA), y = 2)
df2 <- data.frame(x = c(1, NA), z = 3)
left_join(df1, df2)

# You can optionally request that NAs don't match, giving a
# a result that more closely resembles SQL joins
left_join(df1, df2, na_matches = "never")



base::assign(".dptime", (proc.time() - get(".ptime", pos = "CheckExEnv")), pos = "CheckExEnv")
base::cat("mutate-joins", base::get(".format_ptime", pos = 'CheckExEnv')(get(".dptime", pos = "CheckExEnv")), "\n", file=base::get(".ExTimings", pos = 'CheckExEnv'), append=TRUE, sep="\t")
cleanEx()
nameEx("mutate")
### * mutate

flush(stderr()); flush(stdout())

base::assign(".ptime", proc.time(), pos = "CheckExEnv")
### Name: mutate
### Title: Create, modify, and delete columns
### Aliases: mutate mutate.data.frame

### ** Examples

# Newly created variables are available immediately
starwars %>%
  select(name, mass) %>%
  mutate(
    mass2 = mass * 2,
    mass2_squared = mass2 * mass2
  )

# As well as adding new variables, you can use mutate() to
# remove variables and modify existing variables.
starwars %>%
  select(name, height, mass, homeworld) %>%
  mutate(
    mass = NULL,
    height = height * 0.0328084 # convert to feet
  )

# Use across() with mutate() to apply a transformation
# to multiple columns in a tibble.
starwars %>%
  select(name, homeworld, species) %>%
  mutate(across(!name, as.factor))
# see more in ?across

# Window functions are useful for grouped mutates:
starwars %>%
  select(name, mass, homeworld) %>%
  group_by(homeworld) %>%
  mutate(rank = min_rank(desc(mass)))
# see `vignette("window-functions")` for more details

# By default, new columns are placed on the far right.
df <- tibble(x = 1, y = 2)
df %>% mutate(z = x + y)
df %>% mutate(z = x + y, .before = 1)
df %>% mutate(z = x + y, .after = x)

# By default, mutate() keeps all columns from the input data.
df <- tibble(x = 1, y = 2, a = "a", b = "b")
df %>% mutate(z = x + y, .keep = "all") # the default
df %>% mutate(z = x + y, .keep = "used")
df %>% mutate(z = x + y, .keep = "unused")
df %>% mutate(z = x + y, .keep = "none")

# Grouping ----------------------------------------
# The mutate operation may yield different results on grouped
# tibbles because the expressions are computed within groups.
# The following normalises `mass` by the global average:
starwars %>%
  select(name, mass, species) %>%
  mutate(mass_norm = mass / mean(mass, na.rm = TRUE))

# Whereas this normalises `mass` by the averages within species
# levels:
starwars %>%
  select(name, mass, species) %>%
  group_by(species) %>%
  mutate(mass_norm = mass / mean(mass, na.rm = TRUE))

# Indirection ----------------------------------------
# Refer to column names stored as strings with the `.data` pronoun:
vars <- c("mass", "height")
mutate(starwars, prod = .data[[vars[[1]]]] * .data[[vars[[2]]]])
# Learn more in ?rlang::args_data_masking



base::assign(".dptime", (proc.time() - get(".ptime", pos = "CheckExEnv")), pos = "CheckExEnv")
base::cat("mutate", base::get(".format_ptime", pos = 'CheckExEnv')(get(".dptime", pos = "CheckExEnv")), "\n", file=base::get(".ExTimings", pos = 'CheckExEnv'), append=TRUE, sep="\t")
cleanEx()
nameEx("mutate_all")
### * mutate_all

flush(stderr()); flush(stdout())

base::assign(".ptime", proc.time(), pos = "CheckExEnv")
### Name: mutate_all
### Title: Mutate multiple columns
### Aliases: mutate_all mutate_if mutate_at transmute_all transmute_if
###   transmute_at
### Keywords: internal

### ** Examples

iris <- as_tibble(iris)

# All variants can be passed functions and additional arguments,
# purrr-style. The _at() variants directly support strings. Here
# we'll scale the variables `height` and `mass`:
scale2 <- function(x, na.rm = FALSE) (x - mean(x, na.rm = na.rm)) / sd(x, na.rm)
starwars %>% mutate_at(c("height", "mass"), scale2)
# ->
starwars %>% mutate(across(c("height", "mass"), scale2))

# You can pass additional arguments to the function:
starwars %>% mutate_at(c("height", "mass"), scale2, na.rm = TRUE)
starwars %>% mutate_at(c("height", "mass"), ~scale2(., na.rm = TRUE))
# ->
starwars %>% mutate(across(c("height", "mass"), ~ scale2(.x, na.rm = TRUE)))

# You can also supply selection helpers to _at() functions but you have
# to quote them with vars():
iris %>% mutate_at(vars(matches("Sepal")), log)
iris %>% mutate(across(matches("Sepal"), log))

# The _if() variants apply a predicate function (a function that
# returns TRUE or FALSE) to determine the relevant subset of
# columns. Here we divide all the numeric columns by 100:
starwars %>% mutate_if(is.numeric, scale2, na.rm = TRUE)
starwars %>% mutate(across(where(is.numeric), ~ scale2(.x, na.rm = TRUE)))

# mutate_if() is particularly useful for transforming variables from
# one type to another
iris %>% mutate_if(is.factor, as.character)
iris %>% mutate_if(is.double, as.integer)
# ->
iris %>% mutate(across(where(is.factor), as.character))
iris %>% mutate(across(where(is.double), as.integer))

# Multiple transformations ----------------------------------------

# If you want to apply multiple transformations, pass a list of
# functions. When there are multiple functions, they create new
# variables instead of modifying the variables in place:
iris %>% mutate_if(is.numeric, list(scale2, log))
iris %>% mutate_if(is.numeric, list(~scale2(.), ~log(.)))
iris %>% mutate_if(is.numeric, list(scale = scale2, log = log))
# ->
iris %>%
  as_tibble() %>%
  mutate(across(where(is.numeric), list(scale = scale2, log = log)))

# When there's only one function in the list, it modifies existing
# variables in place. Give it a name to instead create new variables:
iris %>% mutate_if(is.numeric, list(scale2))
iris %>% mutate_if(is.numeric, list(scale = scale2))



base::assign(".dptime", (proc.time() - get(".ptime", pos = "CheckExEnv")), pos = "CheckExEnv")
base::cat("mutate_all", base::get(".format_ptime", pos = 'CheckExEnv')(get(".dptime", pos = "CheckExEnv")), "\n", file=base::get(".ExTimings", pos = 'CheckExEnv'), append=TRUE, sep="\t")
cleanEx()
nameEx("n_distinct")
### * n_distinct

flush(stderr()); flush(stdout())

base::assign(".ptime", proc.time(), pos = "CheckExEnv")
### Name: n_distinct
### Title: Count unique combinations
### Aliases: n_distinct

### ** Examples

x <- c(1, 1, 2, 2, 2)
n_distinct(x)

y <- c(3, 3, NA, 3, 3)
n_distinct(y)
n_distinct(y, na.rm = TRUE)

# Pairs (1, 3), (2, 3), and (2, NA) are distinct
n_distinct(x, y)

# (2, NA) is dropped, leaving 2 distinct combinations
n_distinct(x, y, na.rm = TRUE)

# Also works with data frames
n_distinct(data.frame(x, y))



base::assign(".dptime", (proc.time() - get(".ptime", pos = "CheckExEnv")), pos = "CheckExEnv")
base::cat("n_distinct", base::get(".format_ptime", pos = 'CheckExEnv')(get(".dptime", pos = "CheckExEnv")), "\n", file=base::get(".ExTimings", pos = 'CheckExEnv'), append=TRUE, sep="\t")
cleanEx()
nameEx("na_if")
### * na_if

flush(stderr()); flush(stdout())

base::assign(".ptime", proc.time(), pos = "CheckExEnv")
### Name: na_if
### Title: Convert values to 'NA'
### Aliases: na_if

### ** Examples

na_if(1:5, 5:1)

x <- c(1, -1, 0, 10)
100 / x
100 / na_if(x, 0)

y <- c("abc", "def", "", "ghi")
na_if(y, "")

# `na_if()` allows you to replace `NaN` with `NA`,
# even though `NaN == NaN` returns `NA`
z <- c(1, NaN, NA, 2, NaN)
na_if(z, NaN)

# `na_if()` is particularly useful inside `mutate()`,
# and is meant for use with vectors rather than entire data frames
starwars %>%
  select(name, eye_color) %>%
  mutate(eye_color = na_if(eye_color, "unknown"))

# `na_if()` can also be used with `mutate()` and `across()`
# to alter multiple columns
starwars %>%
   mutate(across(where(is.character), ~na_if(., "unknown")))



base::assign(".dptime", (proc.time() - get(".ptime", pos = "CheckExEnv")), pos = "CheckExEnv")
base::cat("na_if", base::get(".format_ptime", pos = 'CheckExEnv')(get(".dptime", pos = "CheckExEnv")), "\n", file=base::get(".ExTimings", pos = 'CheckExEnv'), append=TRUE, sep="\t")
cleanEx()
nameEx("near")
### * near

flush(stderr()); flush(stdout())

base::assign(".ptime", proc.time(), pos = "CheckExEnv")
### Name: near
### Title: Compare two numeric vectors
### Aliases: near

### ** Examples

sqrt(2) ^ 2 == 2
near(sqrt(2) ^ 2, 2)



base::assign(".dptime", (proc.time() - get(".ptime", pos = "CheckExEnv")), pos = "CheckExEnv")
base::cat("near", base::get(".format_ptime", pos = 'CheckExEnv')(get(".dptime", pos = "CheckExEnv")), "\n", file=base::get(".ExTimings", pos = 'CheckExEnv'), append=TRUE, sep="\t")
cleanEx()
nameEx("nest_by")
### * nest_by

flush(stderr()); flush(stdout())

base::assign(".ptime", proc.time(), pos = "CheckExEnv")
### Name: nest_by
### Title: Nest by one or more variables
### Aliases: nest_by
### Keywords: internal

### ** Examples

# After nesting, you get one row per group
iris %>% nest_by(Species)
starwars %>% nest_by(species)

# The output is grouped by row, which makes modelling particularly easy
models <- mtcars %>%
  nest_by(cyl) %>%
  mutate(model = list(lm(mpg ~ wt, data = data)))
models

models %>% summarise(rsq = summary(model)$r.squared)
## Don't show: 
if (requireNamespace("broom", quietly = TRUE)) (if (getRversion() >= "3.4") withAutoprint else force)({ # examplesIf
## End(Don't show)

# This is particularly elegant with the broom functions
models %>% summarise(broom::glance(model))
models %>% reframe(broom::tidy(model))
## Don't show: 
}) # examplesIf
## End(Don't show)

# Note that you can also `reframe()` to unnest the data
models %>% reframe(data)



base::assign(".dptime", (proc.time() - get(".ptime", pos = "CheckExEnv")), pos = "CheckExEnv")
base::cat("nest_by", base::get(".format_ptime", pos = 'CheckExEnv')(get(".dptime", pos = "CheckExEnv")), "\n", file=base::get(".ExTimings", pos = 'CheckExEnv'), append=TRUE, sep="\t")
cleanEx()
nameEx("nest_join")
### * nest_join

flush(stderr()); flush(stdout())

base::assign(".ptime", proc.time(), pos = "CheckExEnv")
### Name: nest_join
### Title: Nest join
### Aliases: nest_join nest_join.data.frame

### ** Examples

df1 <- tibble(x = 1:3)
df2 <- tibble(x = c(2, 3, 3), y = c("a", "b", "c"))

out <- nest_join(df1, df2)
out
out$df2



base::assign(".dptime", (proc.time() - get(".ptime", pos = "CheckExEnv")), pos = "CheckExEnv")
base::cat("nest_join", base::get(".format_ptime", pos = 'CheckExEnv')(get(".dptime", pos = "CheckExEnv")), "\n", file=base::get(".ExTimings", pos = 'CheckExEnv'), append=TRUE, sep="\t")
cleanEx()
nameEx("new_grouped_df")
### * new_grouped_df

flush(stderr()); flush(stdout())

base::assign(".ptime", proc.time(), pos = "CheckExEnv")
### Name: new_grouped_df
### Title: Low-level construction and validation for the grouped_df and
###   rowwise_df classes
### Aliases: new_grouped_df validate_grouped_df new_rowwise_df
###   validate_rowwise_df
### Keywords: internal

### ** Examples

# 5 bootstrap samples
tbl <- new_grouped_df(
  tibble(x = rnorm(10)),
  groups = tibble(".rows" := replicate(5, sample(1:10, replace = TRUE), simplify = FALSE))
)
# mean of each bootstrap sample
summarise(tbl, x = mean(x))




base::assign(".dptime", (proc.time() - get(".ptime", pos = "CheckExEnv")), pos = "CheckExEnv")
base::cat("new_grouped_df", base::get(".format_ptime", pos = 'CheckExEnv')(get(".dptime", pos = "CheckExEnv")), "\n", file=base::get(".ExTimings", pos = 'CheckExEnv'), append=TRUE, sep="\t")
cleanEx()
nameEx("nth")
### * nth

flush(stderr()); flush(stdout())

base::assign(".ptime", proc.time(), pos = "CheckExEnv")
### Name: nth
### Title: Extract the first, last, or nth value from a vector
### Aliases: nth first last

### ** Examples

x <- 1:10
y <- 10:1

first(x)
last(y)

nth(x, 1)
nth(x, 5)
nth(x, -2)

# `first()` and `last()` are often useful in `summarise()`
df <- tibble(x = x, y = y)
df %>%
  summarise(
    across(x:y, first, .names = "{col}_first"),
    y_last = last(y)
  )

# Selecting a position that is out of bounds returns a default value
nth(x, 11)
nth(x, 0)

# This out of bounds behavior also applies to empty vectors
first(integer())

# You can customize the default value with `default`
nth(x, 11, default = -1L)
first(integer(), default = 0L)

# `order_by` provides optional ordering
last(x)
last(x, order_by = y)

# `na_rm` removes missing values before extracting the value
z <- c(NA, NA, 1, 3, NA, 5, NA)
first(z)
first(z, na_rm = TRUE)
last(z, na_rm = TRUE)
nth(z, 3, na_rm = TRUE)

# For data frames, these select entire rows
df <- tibble(a = 1:5, b = 6:10)
first(df)
nth(df, 4)



base::assign(".dptime", (proc.time() - get(".ptime", pos = "CheckExEnv")), pos = "CheckExEnv")
base::cat("nth", base::get(".format_ptime", pos = 'CheckExEnv')(get(".dptime", pos = "CheckExEnv")), "\n", file=base::get(".ExTimings", pos = 'CheckExEnv'), append=TRUE, sep="\t")
cleanEx()
nameEx("ntile")
### * ntile

flush(stderr()); flush(stdout())

base::assign(".ptime", proc.time(), pos = "CheckExEnv")
### Name: ntile
### Title: Bucket a numeric vector into 'n' groups
### Aliases: ntile

### ** Examples

x <- c(5, 1, 3, 2, 2, NA)
ntile(x, 2)
ntile(x, 4)

# If the bucket sizes are uneven, the larger buckets come first
ntile(1:8, 3)

# Ties are ignored
ntile(rep(1, 8), 3)



base::assign(".dptime", (proc.time() - get(".ptime", pos = "CheckExEnv")), pos = "CheckExEnv")
base::cat("ntile", base::get(".format_ptime", pos = 'CheckExEnv')(get(".dptime", pos = "CheckExEnv")), "\n", file=base::get(".ExTimings", pos = 'CheckExEnv'), append=TRUE, sep="\t")
cleanEx()
nameEx("order_by")
### * order_by

flush(stderr()); flush(stdout())

base::assign(".ptime", proc.time(), pos = "CheckExEnv")
### Name: order_by
### Title: A helper function for ordering window function output
### Aliases: order_by

### ** Examples

order_by(10:1, cumsum(1:10))
x <- 10:1
y <- 1:10
order_by(x, cumsum(y))

df <- data.frame(year = 2000:2005, value = (0:5) ^ 2)
scrambled <- df[sample(nrow(df)), ]

wrong <- mutate(scrambled, running = cumsum(value))
arrange(wrong, year)

right <- mutate(scrambled, running = order_by(year, cumsum(value)))
arrange(right, year)



base::assign(".dptime", (proc.time() - get(".ptime", pos = "CheckExEnv")), pos = "CheckExEnv")
base::cat("order_by", base::get(".format_ptime", pos = 'CheckExEnv')(get(".dptime", pos = "CheckExEnv")), "\n", file=base::get(".ExTimings", pos = 'CheckExEnv'), append=TRUE, sep="\t")
cleanEx()
nameEx("percent_rank")
### * percent_rank

flush(stderr()); flush(stdout())

base::assign(".ptime", proc.time(), pos = "CheckExEnv")
### Name: percent_rank
### Title: Proportional ranking functions
### Aliases: percent_rank cume_dist

### ** Examples

x <- c(5, 1, 3, 2, 2)

cume_dist(x)
percent_rank(x)

# You can understand what's going on by computing it by hand
sapply(x, function(xi) sum(x <= xi) / length(x))
sapply(x, function(xi) sum(x < xi)  / (length(x) - 1))
# The real computations are a little more complex in order to
# correctly deal with missing values



base::assign(".dptime", (proc.time() - get(".ptime", pos = "CheckExEnv")), pos = "CheckExEnv")
base::cat("percent_rank", base::get(".format_ptime", pos = 'CheckExEnv')(get(".dptime", pos = "CheckExEnv")), "\n", file=base::get(".ExTimings", pos = 'CheckExEnv'), append=TRUE, sep="\t")
cleanEx()
nameEx("pick")
### * pick

flush(stderr()); flush(stdout())

base::assign(".ptime", proc.time(), pos = "CheckExEnv")
### Name: pick
### Title: Select a subset of columns
### Aliases: pick

### ** Examples

df <- tibble(
  x = c(3, 2, 2, 2, 1),
  y = c(0, 2, 1, 1, 4),
  z1 = c("a", "a", "a", "b", "a"),
  z2 = c("c", "d", "d", "a", "c")
)
df

# `pick()` provides a way to select a subset of your columns using
# tidyselect. It returns a data frame.
df %>% mutate(cols = pick(x, y))

# This is useful for functions that take data frames as inputs.
# For example, you can compute a joint rank between `x` and `y`.
df %>% mutate(rank = dense_rank(pick(x, y)))

# `pick()` is also useful as a bridge between data-masking functions (like
# `mutate()` or `group_by()`) and functions with tidy-select behavior (like
# `select()`). For example, you can use `pick()` to create a wrapper around
# `group_by()` that takes a tidy-selection of columns to group on. For more
# bridge patterns, see
# https://rlang.r-lib.org/reference/topic-data-mask-programming.html#bridge-patterns.
my_group_by <- function(data, cols) {
  group_by(data, pick({{ cols }}))
}

df %>% my_group_by(c(x, starts_with("z")))

# Or you can use it to dynamically select columns to `count()` by
df %>% count(pick(starts_with("z")))



base::assign(".dptime", (proc.time() - get(".ptime", pos = "CheckExEnv")), pos = "CheckExEnv")
base::cat("pick", base::get(".format_ptime", pos = 'CheckExEnv')(get(".dptime", pos = "CheckExEnv")), "\n", file=base::get(".ExTimings", pos = 'CheckExEnv'), append=TRUE, sep="\t")
cleanEx()
nameEx("progress_estimated")
### * progress_estimated

flush(stderr()); flush(stdout())

base::assign(".ptime", proc.time(), pos = "CheckExEnv")
### Name: progress_estimated
### Title: Progress bar with estimated time.
### Aliases: progress_estimated
### Keywords: internal

### ** Examples

p <- progress_estimated(3)
p$tick()
p$tick()
p$tick()

p <- progress_estimated(3)
for (i in 1:3) p$pause(0.1)$tick()$print()

p <- progress_estimated(3)
p$tick()$print()$
 pause(1)$stop()

# If min_time is set, progress bar not shown until that many
# seconds have elapsed
p <- progress_estimated(3, min_time = 3)
for (i in 1:3) p$pause(0.1)$tick()$print()

## Not run: 
##D p <- progress_estimated(10, min_time = 3)
##D for (i in 1:10) p$pause(0.5)$tick()$print()
## End(Not run)



base::assign(".dptime", (proc.time() - get(".ptime", pos = "CheckExEnv")), pos = "CheckExEnv")
base::cat("progress_estimated", base::get(".format_ptime", pos = 'CheckExEnv')(get(".dptime", pos = "CheckExEnv")), "\n", file=base::get(".ExTimings", pos = 'CheckExEnv'), append=TRUE, sep="\t")
cleanEx()
nameEx("pull")
### * pull

flush(stderr()); flush(stdout())

base::assign(".ptime", proc.time(), pos = "CheckExEnv")
### Name: pull
### Title: Extract a single column
### Aliases: pull

### ** Examples

mtcars %>% pull(-1)
mtcars %>% pull(1)
mtcars %>% pull(cyl)
## Don't show: 
if (requireNamespace("dbplyr", quietly = TRUE) && requireNamespace("RSQLite", quietly = TRUE)) (if (getRversion() >= "3.4") withAutoprint else force)({ # examplesIf
## End(Don't show)

# Also works for remote sources
df <- dbplyr::memdb_frame(x = 1:10, y = 10:1, .name = "pull-ex")
df %>%
  mutate(z = x * y) %>%
  pull()
## Don't show: 
}) # examplesIf
## End(Don't show)

# Pull a named vector
starwars %>% pull(height, name)



base::assign(".dptime", (proc.time() - get(".ptime", pos = "CheckExEnv")), pos = "CheckExEnv")
base::cat("pull", base::get(".format_ptime", pos = 'CheckExEnv')(get(".dptime", pos = "CheckExEnv")), "\n", file=base::get(".ExTimings", pos = 'CheckExEnv'), append=TRUE, sep="\t")
cleanEx()
nameEx("recode")
### * recode

flush(stderr()); flush(stdout())

base::assign(".ptime", proc.time(), pos = "CheckExEnv")
### Name: recode
### Title: Recode values
### Aliases: recode recode_factor

### ** Examples

char_vec <- sample(c("a", "b", "c"), 10, replace = TRUE)

# `recode()` is superseded by `case_match()`
recode(char_vec, a = "Apple", b = "Banana")
case_match(char_vec, "a" ~ "Apple", "b" ~ "Banana", .default = char_vec)

# With `case_match()`, you don't need typed missings like `NA_character_`
recode(char_vec, a = "Apple", b = "Banana", .default = NA_character_)
case_match(char_vec, "a" ~ "Apple", "b" ~ "Banana", .default = NA)

# Throws an error as `NA` is logical, not character.
try(recode(char_vec, a = "Apple", b = "Banana", .default = NA))

# `case_match()` is easier to use with numeric vectors, because you don't
# need to turn the numeric values into names
num_vec <- c(1:4, NA)
recode(num_vec, `2` = 20L, `4` = 40L)
case_match(num_vec, 2 ~ 20, 4 ~ 40, .default = num_vec)

# `case_match()` doesn't have the ability to match by position like
# `recode()` does with numeric vectors
recode(num_vec, "a", "b", "c", "d")
recode(c(1,5,3), "a", "b", "c", "d", .default = "nothing")

# For `case_match()`, incompatible types are an error rather than a warning
recode(num_vec, `2` = "b", `4` = "d")
try(case_match(num_vec, 2 ~ "b", 4 ~ "d", .default = num_vec))

# The factor method of `recode()` can generally be replaced with
# `forcats::fct_recode()`
factor_vec <- factor(c("a", "b", "c"))
recode(factor_vec, a = "Apple")

# `recode_factor()` does not currently have a direct replacement, but we
# plan to add one to forcats. In the meantime, you can use the `.ptype`
# argument to `case_match()`.
recode_factor(
  num_vec,
  `1` = "z",
  `2` = "y",
  `3` = "x",
  .default = "D",
  .missing = "M"
)
case_match(
  num_vec,
  1 ~ "z",
  2 ~ "y",
  3 ~ "x",
  NA ~ "M",
  .default = "D",
  .ptype = factor(levels = c("z", "y", "x", "D", "M"))
)



base::assign(".dptime", (proc.time() - get(".ptime", pos = "CheckExEnv")), pos = "CheckExEnv")
base::cat("recode", base::get(".format_ptime", pos = 'CheckExEnv')(get(".dptime", pos = "CheckExEnv")), "\n", file=base::get(".ExTimings", pos = 'CheckExEnv'), append=TRUE, sep="\t")
cleanEx()
nameEx("reframe")
### * reframe

flush(stderr()); flush(stdout())

base::assign(".ptime", proc.time(), pos = "CheckExEnv")
### Name: reframe
### Title: Transform each group to an arbitrary number of rows
### Aliases: reframe

### ** Examples

table <- c("a", "b", "d", "f")

df <- tibble(
  g = c(1, 1, 1, 2, 2, 2, 2),
  x = c("e", "a", "b", "c", "f", "d", "a")
)

# `reframe()` allows you to apply functions that return
# an arbitrary number of rows
df %>%
  reframe(x = intersect(x, table))

# Functions are applied per group, and each group can return a
# different number of rows.
df %>%
  reframe(x = intersect(x, table), .by = g)

# The output is always ungrouped, even when using `group_by()`
df %>%
  group_by(g) %>%
  reframe(x = intersect(x, table))

# You can add multiple columns at once using a single expression by returning
# a data frame.
quantile_df <- function(x, probs = c(0.25, 0.5, 0.75)) {
  tibble(
    val = quantile(x, probs, na.rm = TRUE),
    quant = probs
  )
}

x <- c(10, 15, 18, 12)
quantile_df(x)

starwars %>%
  reframe(quantile_df(height))

starwars %>%
  reframe(quantile_df(height), .by = homeworld)

starwars %>%
  reframe(
    across(c(height, mass), quantile_df, .unpack = TRUE),
    .by = homeworld
  )



base::assign(".dptime", (proc.time() - get(".ptime", pos = "CheckExEnv")), pos = "CheckExEnv")
base::cat("reframe", base::get(".format_ptime", pos = 'CheckExEnv')(get(".dptime", pos = "CheckExEnv")), "\n", file=base::get(".ExTimings", pos = 'CheckExEnv'), append=TRUE, sep="\t")
cleanEx()
nameEx("relocate")
### * relocate

flush(stderr()); flush(stdout())

base::assign(".ptime", proc.time(), pos = "CheckExEnv")
### Name: relocate
### Title: Change column order
### Aliases: relocate

### ** Examples

df <- tibble(a = 1, b = 1, c = 1, d = "a", e = "a", f = "a")
df %>% relocate(f)
df %>% relocate(a, .after = c)
df %>% relocate(f, .before = b)
df %>% relocate(a, .after = last_col())

# relocated columns can change name
df %>% relocate(ff = f)

# Can also select variables based on their type
df %>% relocate(where(is.character))
df %>% relocate(where(is.numeric), .after = last_col())
# Or with any other select helper
df %>% relocate(any_of(c("a", "e", "i", "o", "u")))

# When .before or .after refers to multiple variables they will be
# moved to be immediately before/after the selected variables.
df2 <- tibble(a = 1, b = "a", c = 1, d = "a")
df2 %>% relocate(where(is.numeric), .after = where(is.character))
df2 %>% relocate(where(is.numeric), .before = where(is.character))



base::assign(".dptime", (proc.time() - get(".ptime", pos = "CheckExEnv")), pos = "CheckExEnv")
base::cat("relocate", base::get(".format_ptime", pos = 'CheckExEnv')(get(".dptime", pos = "CheckExEnv")), "\n", file=base::get(".ExTimings", pos = 'CheckExEnv'), append=TRUE, sep="\t")
cleanEx()
nameEx("rename")
### * rename

flush(stderr()); flush(stdout())

base::assign(".ptime", proc.time(), pos = "CheckExEnv")
### Name: rename
### Title: Rename columns
### Aliases: rename rename_with

### ** Examples

iris <- as_tibble(iris) # so it prints a little nicer
rename(iris, petal_length = Petal.Length)

# Rename using a named vector and `all_of()`
lookup <- c(pl = "Petal.Length", sl = "Sepal.Length")
rename(iris, all_of(lookup))

# If your named vector might contain names that don't exist in the data,
# use `any_of()` instead
lookup <- c(lookup, new = "unknown")
try(rename(iris, all_of(lookup)))
rename(iris, any_of(lookup))

rename_with(iris, toupper)
rename_with(iris, toupper, starts_with("Petal"))
rename_with(iris, ~ tolower(gsub(".", "_", .x, fixed = TRUE)))

## Don't show: 
if (getRversion() > "4.0.1") (if (getRversion() >= "3.4") withAutoprint else force)({ # examplesIf
## End(Don't show)
# If your renaming function uses `paste0()`, make sure to set
# `recycle0 = TRUE` to ensure that empty selections are recycled correctly
try(rename_with(
  iris,
  ~ paste0("prefix_", .x),
  starts_with("nonexistent")
))

rename_with(
  iris,
  ~ paste0("prefix_", .x, recycle0 = TRUE),
  starts_with("nonexistent")
)
## Don't show: 
}) # examplesIf
## End(Don't show)



base::assign(".dptime", (proc.time() - get(".ptime", pos = "CheckExEnv")), pos = "CheckExEnv")
base::cat("rename", base::get(".format_ptime", pos = 'CheckExEnv')(get(".dptime", pos = "CheckExEnv")), "\n", file=base::get(".ExTimings", pos = 'CheckExEnv'), append=TRUE, sep="\t")
cleanEx()
nameEx("row_number")
### * row_number

flush(stderr()); flush(stdout())

base::assign(".ptime", proc.time(), pos = "CheckExEnv")
### Name: row_number
### Title: Integer ranking functions
### Aliases: row_number min_rank dense_rank

### ** Examples

x <- c(5, 1, 3, 2, 2, NA)
row_number(x)
min_rank(x)
dense_rank(x)

# Ranking functions can be used in `filter()` to select top/bottom rows
df <- data.frame(
  grp = c(1, 1, 1, 2, 2, 2, 3, 3, 3),
  x = c(3, 2, 1, 1, 2, 2, 1, 1, 1),
  y = c(1, 3, 2, 3, 2, 2, 4, 1, 2),
  id = 1:9
)
# Always gives exactly 1 row per group
df %>% group_by(grp) %>% filter(row_number(x) == 1)
# May give more than 1 row if ties
df %>% group_by(grp) %>% filter(min_rank(x) == 1)
# Rank by multiple columns (to break ties) by selecting them with `pick()`
df %>% group_by(grp) %>% filter(min_rank(pick(x, y)) == 1)
# See slice_min() and slice_max() for another way to tackle the same problem

# You can use row_number() without an argument to refer to the "current"
# row number.
df %>% group_by(grp) %>% filter(row_number() == 1)

# It's easiest to see what this does with mutate():
df %>% group_by(grp) %>% mutate(grp_id = row_number())



base::assign(".dptime", (proc.time() - get(".ptime", pos = "CheckExEnv")), pos = "CheckExEnv")
base::cat("row_number", base::get(".format_ptime", pos = 'CheckExEnv')(get(".dptime", pos = "CheckExEnv")), "\n", file=base::get(".ExTimings", pos = 'CheckExEnv'), append=TRUE, sep="\t")
cleanEx()
nameEx("rows")
### * rows

flush(stderr()); flush(stdout())

base::assign(".ptime", proc.time(), pos = "CheckExEnv")
### Name: rows
### Title: Manipulate individual rows
### Aliases: rows rows_insert rows_append rows_update rows_patch
###   rows_upsert rows_delete

### ** Examples

data <- tibble(a = 1:3, b = letters[c(1:2, NA)], c = 0.5 + 0:2)
data

# Insert
rows_insert(data, tibble(a = 4, b = "z"))

# By default, if a key in `y` matches a key in `x`, then it can't be inserted
# and will throw an error. Alternatively, you can ignore rows in `y`
# containing keys that conflict with keys in `x` with `conflict = "ignore"`,
# or you can use `rows_append()` to ignore keys entirely.
try(rows_insert(data, tibble(a = 3, b = "z")))
rows_insert(data, tibble(a = 3, b = "z"), conflict = "ignore")
rows_append(data, tibble(a = 3, b = "z"))

# Update
rows_update(data, tibble(a = 2:3, b = "z"))
rows_update(data, tibble(b = "z", a = 2:3), by = "a")

# Variants: patch and upsert
rows_patch(data, tibble(a = 2:3, b = "z"))
rows_upsert(data, tibble(a = 2:4, b = "z"))

# Delete and truncate
rows_delete(data, tibble(a = 2:3))
rows_delete(data, tibble(a = 2:3, b = "b"))

# By default, for update, patch, and delete it is an error if a key in `y`
# doesn't exist in `x`. You can ignore rows in `y` that have unmatched keys
# with `unmatched = "ignore"`.
y <- tibble(a = 3:4, b = "z")
try(rows_update(data, y, by = "a"))
rows_update(data, y, by = "a", unmatched = "ignore")
rows_patch(data, y, by = "a", unmatched = "ignore")
rows_delete(data, y, by = "a", unmatched = "ignore")



base::assign(".dptime", (proc.time() - get(".ptime", pos = "CheckExEnv")), pos = "CheckExEnv")
base::cat("rows", base::get(".format_ptime", pos = 'CheckExEnv')(get(".dptime", pos = "CheckExEnv")), "\n", file=base::get(".ExTimings", pos = 'CheckExEnv'), append=TRUE, sep="\t")
cleanEx()
nameEx("rowwise")
### * rowwise

flush(stderr()); flush(stdout())

base::assign(".ptime", proc.time(), pos = "CheckExEnv")
### Name: rowwise
### Title: Group input by rows
### Aliases: rowwise

### ** Examples

df <- tibble(x = runif(6), y = runif(6), z = runif(6))
# Compute the mean of x, y, z in each row
df %>% rowwise() %>% mutate(m = mean(c(x, y, z)))
# use c_across() to more easily select many variables
df %>% rowwise() %>% mutate(m = mean(c_across(x:z)))

# Compute the minimum of x and y in each row
df %>% rowwise() %>% mutate(m = min(c(x, y, z)))
# In this case you can use an existing vectorised function:
df %>% mutate(m = pmin(x, y, z))
# Where these functions exist they'll be much faster than rowwise
# so be on the lookout for them.

# rowwise() is also useful when doing simulations
params <- tribble(
 ~sim, ~n, ~mean, ~sd,
    1,  1,     1,   1,
    2,  2,     2,   4,
    3,  3,    -1,   2
)
# Here I supply variables to preserve after the computation
params %>%
  rowwise(sim) %>%
  reframe(z = rnorm(n, mean, sd))

# If you want one row per simulation, put the results in a list()
params %>%
  rowwise(sim) %>%
  summarise(z = list(rnorm(n, mean, sd)), .groups = "keep")



base::assign(".dptime", (proc.time() - get(".ptime", pos = "CheckExEnv")), pos = "CheckExEnv")
base::cat("rowwise", base::get(".format_ptime", pos = 'CheckExEnv')(get(".dptime", pos = "CheckExEnv")), "\n", file=base::get(".ExTimings", pos = 'CheckExEnv'), append=TRUE, sep="\t")
cleanEx()
nameEx("sample_n")
### * sample_n

flush(stderr()); flush(stdout())

base::assign(".ptime", proc.time(), pos = "CheckExEnv")
### Name: sample_n
### Title: Sample n rows from a table
### Aliases: sample_n sample_frac
### Keywords: internal

### ** Examples

df <- tibble(x = 1:5, w = c(0.1, 0.1, 0.1, 2, 2))

# sample_n() -> slice_sample() ----------------------------------------------
# Was:
sample_n(df, 3)
sample_n(df, 10, replace = TRUE)
sample_n(df, 3, weight = w)

# Now:
slice_sample(df, n = 3)
slice_sample(df, n = 10, replace = TRUE)
slice_sample(df, n = 3, weight_by = w)

# Note that sample_n() would error if n was bigger than the group size
# slice_sample() will just use the available rows for consistency with
# the other slice helpers like slice_head()
try(sample_n(df, 10))
slice_sample(df, n = 10)

# sample_frac() -> slice_sample() -------------------------------------------
# Was:
sample_frac(df, 0.25)
sample_frac(df, 2, replace = TRUE)

# Now:
slice_sample(df, prop = 0.25)
slice_sample(df, prop = 2, replace = TRUE)



base::assign(".dptime", (proc.time() - get(".ptime", pos = "CheckExEnv")), pos = "CheckExEnv")
base::cat("sample_n", base::get(".format_ptime", pos = 'CheckExEnv')(get(".dptime", pos = "CheckExEnv")), "\n", file=base::get(".ExTimings", pos = 'CheckExEnv'), append=TRUE, sep="\t")
cleanEx()
nameEx("select_all")
### * select_all

flush(stderr()); flush(stdout())

base::assign(".ptime", proc.time(), pos = "CheckExEnv")
### Name: select_all
### Title: Select and rename a selection of variables
### Aliases: select_all rename_all select_if rename_if select_at rename_at
### Keywords: internal

### ** Examples

mtcars <- as_tibble(mtcars) # for nicer printing

mtcars %>% rename_all(toupper)
# ->
mtcars %>% rename_with(toupper)

# NB: the transformation comes first in rename_with
is_whole <- function(x) all(floor(x) == x)
mtcars %>% rename_if(is_whole, toupper)
# ->
mtcars %>% rename_with(toupper, where(is_whole))

mtcars %>% rename_at(vars(mpg:hp), toupper)
# ->
mtcars %>% rename_with(toupper, mpg:hp)

# You now must select() and then rename

mtcars %>% select_all(toupper)
# ->
mtcars %>% rename_with(toupper)

# Selection drops unselected variables:
mtcars %>% select_if(is_whole, toupper)
# ->
mtcars %>% select(where(is_whole)) %>% rename_with(toupper)

mtcars %>% select_at(vars(-contains("ar"), starts_with("c")), toupper)
# ->
mtcars %>%
  select(!contains("ar") | starts_with("c")) %>%
  rename_with(toupper)



base::assign(".dptime", (proc.time() - get(".ptime", pos = "CheckExEnv")), pos = "CheckExEnv")
base::cat("select_all", base::get(".format_ptime", pos = 'CheckExEnv')(get(".dptime", pos = "CheckExEnv")), "\n", file=base::get(".ExTimings", pos = 'CheckExEnv'), append=TRUE, sep="\t")
cleanEx()
nameEx("setops")
### * setops

flush(stderr()); flush(stdout())

base::assign(".ptime", proc.time(), pos = "CheckExEnv")
### Name: setops
### Title: Set operations
### Aliases: setops intersect union union_all setdiff setequal symdiff

### ** Examples

df1 <- tibble(x = 1:3)
df2 <- tibble(x = 3:5)

intersect(df1, df2)
union(df1, df2)
union_all(df1, df2)
setdiff(df1, df2)
setdiff(df2, df1)
symdiff(df1, df2)

setequal(df1, df2)
setequal(df1, df1[3:1, ])

# Note that the following functions remove pre-existing duplicates:
df1 <- tibble(x = c(1:3, 3, 3))
df2 <- tibble(x = c(3:5, 5))

intersect(df1, df2)
union(df1, df2)
setdiff(df1, df2)
symdiff(df1, df2)



base::assign(".dptime", (proc.time() - get(".ptime", pos = "CheckExEnv")), pos = "CheckExEnv")
base::cat("setops", base::get(".format_ptime", pos = 'CheckExEnv')(get(".dptime", pos = "CheckExEnv")), "\n", file=base::get(".ExTimings", pos = 'CheckExEnv'), append=TRUE, sep="\t")
cleanEx()
nameEx("slice")
### * slice

flush(stderr()); flush(stdout())

base::assign(".ptime", proc.time(), pos = "CheckExEnv")
### Name: slice
### Title: Subset rows using their positions
### Aliases: slice slice_head slice_tail slice_min slice_max slice_sample

### ** Examples

# Similar to head(mtcars, 1):
mtcars %>% slice(1L)
# Similar to tail(mtcars, 1):
mtcars %>% slice(n())
mtcars %>% slice(5:n())
# Rows can be dropped with negative indices:
slice(mtcars, -(1:4))

# First and last rows based on existing order
mtcars %>% slice_head(n = 5)
mtcars %>% slice_tail(n = 5)

# Rows with minimum and maximum values of a variable
mtcars %>% slice_min(mpg, n = 5)
mtcars %>% slice_max(mpg, n = 5)

# slice_min() and slice_max() may return more rows than requested
# in the presence of ties.
mtcars %>% slice_min(cyl, n = 1)
# Use with_ties = FALSE to return exactly n matches
mtcars %>% slice_min(cyl, n = 1, with_ties = FALSE)
# Or use additional variables to break the tie:
mtcars %>% slice_min(tibble(cyl, mpg), n = 1)

# slice_sample() allows you to random select with or without replacement
mtcars %>% slice_sample(n = 5)
mtcars %>% slice_sample(n = 5, replace = TRUE)

# you can optionally weight by a variable - this code weights by the
# physical weight of the cars, so heavy cars are more likely to get
# selected
mtcars %>% slice_sample(weight_by = wt, n = 5)

# Group wise operation ----------------------------------------
df <- tibble(
  group = rep(c("a", "b", "c"), c(1, 2, 4)),
  x = runif(7)
)

# All slice helpers operate per group, silently truncating to the group
# size, so the following code works without error
df %>% group_by(group) %>% slice_head(n = 2)

# When specifying the proportion of rows to include non-integer sizes
# are rounded down, so group a gets 0 rows
df %>% group_by(group) %>% slice_head(prop = 0.5)

# Filter equivalents --------------------------------------------
# slice() expressions can often be written to use `filter()` and
# `row_number()`, which can also be translated to SQL. For many databases,
# you'll need to supply an explicit variable to use to compute the row number.
filter(mtcars, row_number() == 1L)
filter(mtcars, row_number() == n())
filter(mtcars, between(row_number(), 5, n()))



base::assign(".dptime", (proc.time() - get(".ptime", pos = "CheckExEnv")), pos = "CheckExEnv")
base::cat("slice", base::get(".format_ptime", pos = 'CheckExEnv')(get(".dptime", pos = "CheckExEnv")), "\n", file=base::get(".ExTimings", pos = 'CheckExEnv'), append=TRUE, sep="\t")
cleanEx()
nameEx("src_dbi")
### * src_dbi

flush(stderr()); flush(stdout())

base::assign(".ptime", proc.time(), pos = "CheckExEnv")
### Name: src_dbi
### Title: Source for database backends
### Aliases: src_dbi src_mysql src_postgres src_sqlite
### Keywords: internal

### ** Examples

## Don't show: 
if (requireNamespace("dbplyr", quietly = TRUE) && requireNamespace("RSQLite", quietly = TRUE)) (if (getRversion() >= "3.4") withAutoprint else force)({ # examplesIf
## End(Don't show)
con <- DBI::dbConnect(RSQLite::SQLite(), ":memory:")
copy_to(con, mtcars)

# To retrieve a single table from a source, use `tbl()`
mtcars <- con %>% tbl("mtcars")
mtcars

# You can also use pass raw SQL if you want a more sophisticated query
con %>% tbl(sql("SELECT * FROM mtcars WHERE cyl == 8"))
## Don't show: 
}) # examplesIf
## End(Don't show)



base::assign(".dptime", (proc.time() - get(".ptime", pos = "CheckExEnv")), pos = "CheckExEnv")
base::cat("src_dbi", base::get(".format_ptime", pos = 'CheckExEnv')(get(".dptime", pos = "CheckExEnv")), "\n", file=base::get(".ExTimings", pos = 'CheckExEnv'), append=TRUE, sep="\t")
cleanEx()
nameEx("starwars")
### * starwars

flush(stderr()); flush(stdout())

base::assign(".ptime", proc.time(), pos = "CheckExEnv")
### Name: starwars
### Title: Starwars characters
### Aliases: starwars
### Keywords: datasets

### ** Examples

starwars



base::assign(".dptime", (proc.time() - get(".ptime", pos = "CheckExEnv")), pos = "CheckExEnv")
base::cat("starwars", base::get(".format_ptime", pos = 'CheckExEnv')(get(".dptime", pos = "CheckExEnv")), "\n", file=base::get(".ExTimings", pos = 'CheckExEnv'), append=TRUE, sep="\t")
cleanEx()
nameEx("storms")
### * storms

flush(stderr()); flush(stdout())

base::assign(".ptime", proc.time(), pos = "CheckExEnv")
### Name: storms
### Title: Storm tracks data
### Aliases: storms
### Keywords: datasets

### ** Examples

storms

# Show a few recent storm paths
if (requireNamespace("ggplot2", quietly = TRUE)) {
  library(ggplot2)
  storms %>%
    filter(year >= 2000) %>%
    ggplot(aes(long, lat, color = paste(year, name))) +
    geom_path(show.legend = FALSE) +
    facet_wrap(~year)
}

storms



base::assign(".dptime", (proc.time() - get(".ptime", pos = "CheckExEnv")), pos = "CheckExEnv")
base::cat("storms", base::get(".format_ptime", pos = 'CheckExEnv')(get(".dptime", pos = "CheckExEnv")), "\n", file=base::get(".ExTimings", pos = 'CheckExEnv'), append=TRUE, sep="\t")
cleanEx()
nameEx("summarise")
### * summarise

flush(stderr()); flush(stdout())

base::assign(".ptime", proc.time(), pos = "CheckExEnv")
### Name: summarise
### Title: Summarise each group down to one row
### Aliases: summarise summarize

### ** Examples

# A summary applied to ungrouped tbl returns a single row
mtcars %>%
  summarise(mean = mean(disp), n = n())

# Usually, you'll want to group first
mtcars %>%
  group_by(cyl) %>%
  summarise(mean = mean(disp), n = n())

# Each summary call removes one grouping level (since that group
# is now just a single row)
mtcars %>%
  group_by(cyl, vs) %>%
  summarise(cyl_n = n()) %>%
  group_vars()

# BEWARE: reusing variables may lead to unexpected results
mtcars %>%
  group_by(cyl) %>%
  summarise(disp = mean(disp), sd = sd(disp))

# Refer to column names stored as strings with the `.data` pronoun:
var <- "mass"
summarise(starwars, avg = mean(.data[[var]], na.rm = TRUE))
# Learn more in ?rlang::args_data_masking

# In dplyr 1.1.0, returning multiple rows per group was deprecated in favor
# of `reframe()`, which never messages and always returns an ungrouped
# result:
mtcars %>%
   group_by(cyl) %>%
   summarise(qs = quantile(disp, c(0.25, 0.75)), prob = c(0.25, 0.75))
# ->
mtcars %>%
   group_by(cyl) %>%
   reframe(qs = quantile(disp, c(0.25, 0.75)), prob = c(0.25, 0.75))



base::assign(".dptime", (proc.time() - get(".ptime", pos = "CheckExEnv")), pos = "CheckExEnv")
base::cat("summarise", base::get(".format_ptime", pos = 'CheckExEnv')(get(".dptime", pos = "CheckExEnv")), "\n", file=base::get(".ExTimings", pos = 'CheckExEnv'), append=TRUE, sep="\t")
cleanEx()
nameEx("summarise_all")
### * summarise_all

flush(stderr()); flush(stdout())

base::assign(".ptime", proc.time(), pos = "CheckExEnv")
### Name: summarise_all
### Title: Summarise multiple columns
### Aliases: summarise_all summarise_if summarise_at summarize_all
###   summarize_if summarize_at
### Keywords: internal

### ** Examples

# The _at() variants directly support strings:
starwars %>%
  summarise_at(c("height", "mass"), mean, na.rm = TRUE)
# ->
starwars %>% summarise(across(c("height", "mass"), ~ mean(.x, na.rm = TRUE)))

# You can also supply selection helpers to _at() functions but you have
# to quote them with vars():
starwars %>%
  summarise_at(vars(height:mass), mean, na.rm = TRUE)
# ->
starwars %>%
  summarise(across(height:mass, ~ mean(.x, na.rm = TRUE)))

# The _if() variants apply a predicate function (a function that
# returns TRUE or FALSE) to determine the relevant subset of
# columns. Here we apply mean() to the numeric columns:
starwars %>%
  summarise_if(is.numeric, mean, na.rm = TRUE)
starwars %>%
  summarise(across(where(is.numeric), ~ mean(.x, na.rm = TRUE)))

by_species <- iris %>%
  group_by(Species)

# If you want to apply multiple transformations, pass a list of
# functions. When there are multiple functions, they create new
# variables instead of modifying the variables in place:
by_species %>%
  summarise_all(list(min, max))
# ->
by_species %>%
  summarise(across(everything(), list(min = min, max = max)))



base::assign(".dptime", (proc.time() - get(".ptime", pos = "CheckExEnv")), pos = "CheckExEnv")
base::cat("summarise_all", base::get(".format_ptime", pos = 'CheckExEnv')(get(".dptime", pos = "CheckExEnv")), "\n", file=base::get(".ExTimings", pos = 'CheckExEnv'), append=TRUE, sep="\t")
cleanEx()
nameEx("top_n")
### * top_n

flush(stderr()); flush(stdout())

base::assign(".ptime", proc.time(), pos = "CheckExEnv")
### Name: top_n
### Title: Select top (or bottom) n rows (by value)
### Aliases: top_n top_frac
### Keywords: internal

### ** Examples

df <- data.frame(x = c(6, 4, 1, 10, 3, 1, 1))

df %>% top_n(2)  # highest values
df %>% top_n(-2) # lowest values
# now use
df %>% slice_max(x, n = 2)
df %>% slice_min(x, n = 2)

# top_frac() -> prop argument of slice_min()/slice_max()
df %>% top_frac(.5)
# ->
df %>% slice_max(x, prop = 0.5)



base::assign(".dptime", (proc.time() - get(".ptime", pos = "CheckExEnv")), pos = "CheckExEnv")
base::cat("top_n", base::get(".format_ptime", pos = 'CheckExEnv')(get(".dptime", pos = "CheckExEnv")), "\n", file=base::get(".ExTimings", pos = 'CheckExEnv'), append=TRUE, sep="\t")
cleanEx()
nameEx("with_groups")
### * with_groups

flush(stderr()); flush(stdout())

base::assign(".ptime", proc.time(), pos = "CheckExEnv")
### Name: with_groups
### Title: Perform an operation with temporary groups
### Aliases: with_groups
### Keywords: internal

### ** Examples

df <- tibble(g = c(1, 1, 2, 2, 3), x = runif(5))

# Old
df %>%
  with_groups(g, mutate, x_mean = mean(x))
# New
df %>% mutate(x_mean = mean(x), .by = g)



base::assign(".dptime", (proc.time() - get(".ptime", pos = "CheckExEnv")), pos = "CheckExEnv")
base::cat("with_groups", base::get(".format_ptime", pos = 'CheckExEnv')(get(".dptime", pos = "CheckExEnv")), "\n", file=base::get(".ExTimings", pos = 'CheckExEnv'), append=TRUE, sep="\t")
### * <FOOTER>
###
cleanEx()
options(digits = 7L)
base::cat("Time elapsed: ", proc.time() - base::get("ptime", pos = 'CheckExEnv'),"\n")
grDevices::dev.off()
###
### Local variables: ***
### mode: outline-minor ***
### outline-regexp: "\\(> \\)?### [*]+" ***
### End: ***
quit('no')
